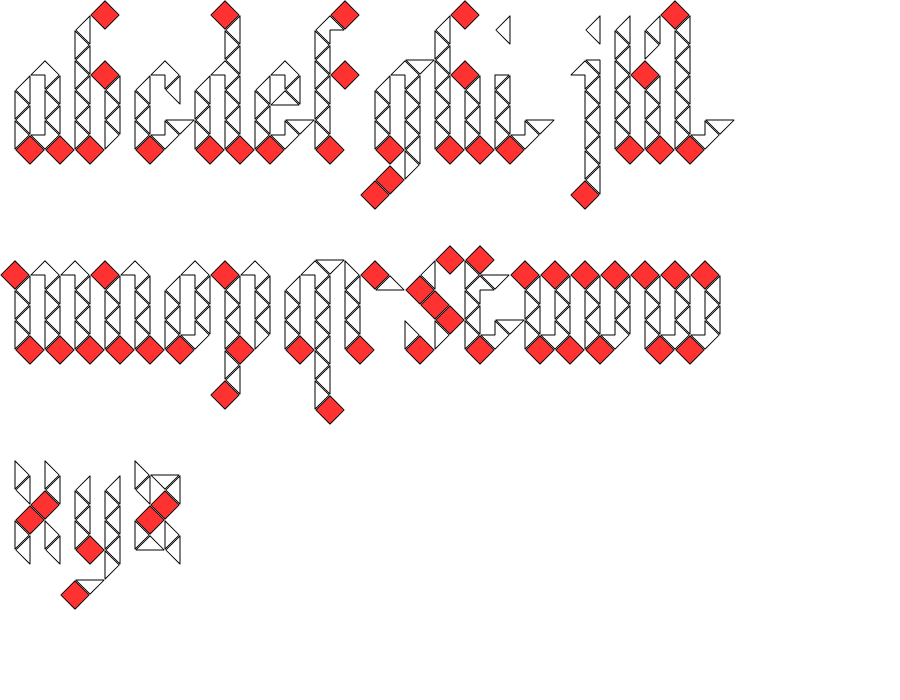
Frame 1 (no input)
Frame 60 (no input): identical to frame 1, image omitted
Frame 120 (the mouse pressed at the canvas centre since frame 60): identical to frame 1, image omitted

The p5.js sketch that drew this single still picture (run headless with seeded random() and noise() and a simulated clock; from frame 60 on, the mouse is pressed at the canvas centre):

// p5.js sketch
// ── sketch.js


//var delayTimer = 500;
//var drawNext;
var nextLetter = 1;


var crazyTranslate=(-10);

var xStart=0; 
var yStart=150; 
var xPos;
var yPos;
var xLeading=30; 
var giveLeading=15;


//(rotator)
var cubeRotation =(45);
var counter = 0;
var play=true;

var colorStroke;
var blackStroke;

var colorFill;       
var blackFill;
var endFill;
 
var sceneCount = 0;


function setup() { 
    createCanvas(900, 700);

    angleMode(DEGREES);





    }




function draw() { 

  
    

    if (nextLetter==27){
        nextLetter=1;
    }
    
    
    if (play){
        cubeRotation +=1;
        }    



    if (counter>=45){
        play=!play;
        counter=0;
        }
        counter += 1;


    if (sceneCount == 0) {
        drawABC();
    
    } else if (sceneCount == 1){
        drawPATH();

  } 
    else if (sceneCount == 2) {
    drawABCdelay();
  }
    
  if (sceneCount <= 0) {
    sceneCount = 0;
      play=false;
  }
  if (sceneCount > 2) {
    sceneCount = 2;
  }    
    
}



function keyPressed() {
  if (keyCode == LEFT_ARROW) {
    sceneCount--;
  } else if (keyCode == RIGHT_ARROW) {
    sceneCount++;
  }else if (keyCode == DOWN_ARROW) {
    
  }else if (keyCode == UP_ARROW) {
    
  }
}



function drawPATH() { 
   
    background(255,50,50);
    colorFill= color(255);   
    blackFill= color(0,255,255,0);
    endFill=color(255);
    colorStroke=0;
    blackStroke=0;
    
     
    
        xStart = 100;
        yStart =200;
    
        drawT();
        xStart += 60;
        drawH();
        xStart += 60;
        drawE();
        xStart += 60;
        drawSPACE();
        xStart += 60;
        drawP();
        xStart += 60;
        drawA();
        xStart += 60;
        drawT();
        xStart += 60;
        drawH();
    
        xStart = 200;
        yStart += 150;
 
        drawO();
        xStart += 60;
        drawF();
    
        xStart = 100;
        yStart += 150;
    
        drawN();
        xStart += 60;
        drawE();
        xStart += 60;
        drawE();
        xStart += 60;
        drawD();
        xStart += 60;
        drawL();
        xStart += 60;
        drawE();
        xStart += 60;
        drawS();

        xStart = 200;
        yStart =150;

}
    
    
    


    
function drawABC(){
    background(255);
    colorFill= color(150,0,100,0);   
    blackFill= color(0,255,255,0);
    endFill=color(255,50,50);
    colorStroke=1;
    blackStroke=0;
    cubeRotation =(45);
    
    
    drawA();
    xStart += 60;
    drawB(); 
    xStart += 60;
    drawC();
    xStart += 60;
    drawD();
    xStart += 60;
    drawE();
    xStart += 60;
    drawF();
    xStart += 60;
    drawG();
    xStart += 60;
    drawH(); 
    xStart += 60;
    drawI();
    xStart += 60;
    drawJ();
    xStart += 60;
    drawK(); 
    xStart += 60;
    drawL();
    xStart =0;
    yStart += 200;
    drawM();
    xStart += 90;
    drawN();
    xStart += 60;
    drawO();
    xStart += 60;
    drawP();
    xStart += 60;
    drawQ();
    xStart += 60;
    drawR();
    xStart += 60;
    drawS();
    xStart += 60;
    drawT();
    xStart += 60;
    drawU();
    xStart += 60;
    drawV();
    xStart += 60;
    drawW();
    xStart += 90;
    xStart =0;
    yStart += 200;
    drawX();
    xStart += 60;
    drawY();
    xStart += 60;
    drawZ();
    xStart += 60;

    xStart=0; 
    yStart=150; 
    
}

function drawABCdelay(){
    background(255);
    colorFill= color(150,0,100,0);   
    blackFill= color(0,255,255,0);
    endFill=color(255,50,50);
    colorStroke=1;
    blackStroke=0;
    
    xStart=400;
    yStart=400;


    drawNext(0,0);

    
    }
     

    


function drawNext(){
    
    if (nextLetter == 1){
        drawA();
        nextLetter+=1;
    } else if (nextLetter == 2){
        drawB();
        nextLetter+=1;
    } else if (nextLetter == 3){
        drawC();
        nextLetter+=1;
    } else if (nextLetter == 4){
        drawD();
        nextLetter+=1;
    } else if (nextLetter == 5){
        drawE();
        nextLetter+=1;
    } else if (nextLetter == 6){
        drawF();
        nextLetter+=1;
    } else if (nextLetter == 7){
        drawG();
        nextLetter+=1;
    } else if (nextLetter == 8){
        drawH();
        nextLetter+=1;
    } else if (nextLetter == 9){
        drawI();
        nextLetter+=1;
    } else if (nextLetter == 10){
        drawJ();
        nextLetter+=1;
    } else if (nextLetter == 11){
        drawK();
        nextLetter+=1;
    } else if (nextLetter == 12){
        drawL();
        nextLetter+=1;
    } else if (nextLetter == 13){
        drawM();
        nextLetter+=1;
    } else if (nextLetter == 14){
        drawN();
        nextLetter+=1;
    } else if (nextLetter == 15){
        drawO();
        nextLetter+=1;
    } else if (nextLetter == 16){
        drawP();
        nextLetter+=1;
    } else if (nextLetter == 17){
        drawQ();
        nextLetter+=1;
    } else if (nextLetter == 18){
        drawR();
        nextLetter+=1;
    } else if (nextLetter == 19){
        drawS();
        nextLetter+=1;
    } else if (nextLetter == 20){
        drawT();
        nextLetter+=1;
    } else if (nextLetter == 21){
        drawU();
        nextLetter+=1;
    } else if (nextLetter == 22){
        drawV();
        nextLetter+=1;
    } else if (nextLetter == 23){
        drawW();
        nextLetter+=1;
    } else if (nextLetter == 24){
        drawX();
        nextLetter+=1;
    } else if (nextLetter == 25){
        drawY();
        nextLetter+=1;
    } else if (nextLetter == 26){
        drawZ();
        nextLetter+=1;
    }

}


//function keyTyped(){
//
//    if (key=='a'){
//    drawA();  
//    xStart += 60;
//    }else if (key=='b'){
//    drawB();  
//    xStart += 60;
//    }else if (key=='c'){
//    drawC();  
//    xStart += 60;
//    }else if (key=='d'){
//    drawD();  
//    xStart += 60;
//    }else if (key=='e'){
//    drawE();  
//    xStart += 60;
//    }else if (key=='f'){
//    drawF();  
//    xStart += 60;
//    }else if (key=='g'){
//    drawG();  
//    xStart += 60;
//    }else if (key=='h'){
//    drawH();  
//    xStart += 60;
//    }else if (key=='i'){
//    drawI();  
//    xStart += 60;
//    }else if (key=='j'){
//    drawJ();  
//    xStart += 60;
//    }else if (key=='k'){
//    drawK();  
//    xStart += 60;
//    }else if (key=='l'){
//    drawL();  
//    xStart += 60;
//    }else if (key=='m'){
//    drawM();  
//    xStart += 90;
//    }else if (key=='n'){
//    drawN();  
//    xStart += 60;
//    }else if (key=='o'){
//    drawO();  
//    xStart += 60; 
//    }else if (key=='p'){
//    drawP();  
//    xStart += 60;
//    }else if (key=='q'){
//    drawQ();  
//    xStart += 60;   
//    }else if (key=='r'){
//    drawR();  
//    xStart += 60;
//    }else if (key=='s'){
//    drawS();  
//    xStart += 60;
//    }else if (key=='t'){
//    drawT();  
//    xStart += 60;
//    }else if (key=='u'){
//    drawU();  
//    xStart += 60;
//    }else if (key=='v'){
//    drawV();  
//    xStart += 60;
//    }else if (key=='w'){
//    drawW();  
//    xStart += 90;
//    }else if (key=='x'){
//    drawX();  
//    xStart += 60;   
//    }else if (key=='y'){
//    drawY();  
//    xStart += 60;
//    }else if (key=='z'){
//    drawZ();  
//    xStart += 60;
//    }else if (key==' '){
//    drawSPACE();  
//    xStart += 60;
//
//
//    } 
//
//
//
//
//    if (xStart > width - 60) {
//    xStart = 0;
//    yStart += 150;
//    }
//
//
//
//}




///////////////LETTERS!




function drawA() {
    //first row SHIFT RIGHT  
    xPos=xStart;
    yPos=yStart; 
    yPos=yStart; 

    push();
    translate(xPos=(xPos+xLeading), yPos); 
    drawFullColor();
    pop();
    push();
    translate(xPos=(xPos+xLeading), yPos);
    drawFullColor();
    pop();


    //NEW ROW SHIFT LEFT
    xPos=xStart-15;
    yPos=yStart-giveLeading;
    giveLeading=giveLeading+15;

    push();
    translate(xPos=(xPos+xLeading), yPos); 
    drawRightColor();
    pop();    

    push();
    translate(xPos=(xPos+xLeading), yPos); 
    drawSliverTL_BLACK();
    pop();    

    //NEW ROW SHIFT RIGHT
    xPos=xStart;
    yPos=yStart-giveLeading;
    giveLeading=giveLeading+15;

    push();
    translate(xPos=(xPos+xLeading), yPos); 
    drawLeftColor();
    pop();

    push();
    translate(xPos=(xPos+xLeading), yPos); 
    drawLeftColor();
    pop();

    //NEW ROW SHIFT LEFT
    xPos=xStart-15;
    yPos=yStart-giveLeading;
    giveLeading=giveLeading+15;

    push();
    translate(xPos=(xPos+xLeading), yPos); 
    drawRightColor();
    pop();  

    push();
    translate(xPos=(xPos+xLeading), yPos);
    drawRightColor();
    pop();

    //NEW ROW SHIFT RIGHT
    xPos=xStart;
    yPos=yStart-giveLeading;
    giveLeading=giveLeading+15;

    push();
    translate(xPos=(xPos+xLeading), yPos); 
    drawLeftColor();
    pop();  

    push();
    translate(xPos=(xPos+xLeading), yPos); 
    drawLeftColor();
    pop();   

    //NEW ROW SHIFT LEFT
    xPos=xStart-15;
    yPos=yStart-giveLeading;
    giveLeading=giveLeading+15;

    push();
    translate(xPos=(xPos+xLeading), yPos); 
    drawFullBlack();
    pop();      

    push();
    translate(xPos=(xPos+xLeading), yPos); 
    drawSliverBL_BLACK();
    pop(); 

    //NEW ROW SHIFT RIGHT
    xPos=xStart;
    yPos=yStart-giveLeading;
    giveLeading=giveLeading+15;   


    push();
    translate(xPos=(xPos+xLeading), yPos); 
    drawFullBlack();
    pop();     

    push();
    translate(xPos=(xPos+xLeading), yPos); 
    drawFullBlack();
    pop();  

    //NEW ROW SHIFT LEFT
    xPos=xStart-15;
    yPos=yStart-giveLeading;
    giveLeading=giveLeading+15;    

    push();
    translate(xPos=(xPos+xLeading), yPos); 
    drawFullBlack();
    pop();  

    push();
    translate(xPos=(xPos+xLeading), yPos); 
    drawFullBlack();
    pop();  

    //NEW ROW SHIFT RIGHT
    xPos=xStart;
    yPos=yStart-giveLeading;
    giveLeading=giveLeading+15;

    push();
    translate(xPos=(xPos+xLeading), yPos); 
    drawFullBlack();
    pop();  

    push();
    translate(xPos=(xPos+xLeading), yPos); 
    drawFullBlack();
    pop();     

    //NEW ROW SHIFT LEFT
    xPos=xStart-15;
    yPos=yStart-giveLeading;
    giveLeading=giveLeading+15;    

    push();
    translate(xPos=(xPos+xLeading), yPos); 
    drawFullBlack();
    pop();  

    push();
    translate(xPos=(xPos+xLeading), yPos); 
    drawFullBlack();
    pop();      



    //RESET FOR NEXT LETTER    
    xPos=xStart;
    yPos=yStart;    
    giveLeading=15;
}




/////////////////////



function drawB() {
    //first row SHIFT RIGHT  
    xPos=xStart;
    yPos=yStart;

    push();
    translate(xPos=(xPos+xLeading), yPos); 
    drawFullColor();
    pop();
    push();
    translate(xPos=(xPos+xLeading), yPos);
    drawFullBlack();
    pop();


    //NEW ROW SHIFT LEFT
    xPos=xStart-15;
    yPos=yStart-giveLeading;
    giveLeading=giveLeading+15;

    push();
    translate(xPos=(xPos+xLeading), yPos); 
    drawRightColor();
    pop();    

    push();
    translate(xPos=(xPos+xLeading), yPos); 
    drawRightColor();
    pop();    

    //NEW ROW SHIFT RIGHT
    xPos=xStart;
    yPos=yStart-giveLeading;
    giveLeading=giveLeading+15;

    push();
    translate(xPos=(xPos+xLeading), yPos); 
    drawLeftColor();
    pop();

    push();
    translate(xPos=(xPos+xLeading), yPos); 
    drawLeftColor();
    pop();

    //NEW ROW SHIFT LEFT
    xPos=xStart-15;
    yPos=yStart-giveLeading;
    giveLeading=giveLeading+15;

    push();
    translate(xPos=(xPos+xLeading), yPos); 
    drawRightColor();
    pop();  

    push();
    translate(xPos=(xPos+xLeading), yPos);
    drawRightColor();
    pop();

    //NEW ROW SHIFT RIGHT
    xPos=xStart;
    yPos=yStart-giveLeading;
    giveLeading=giveLeading+15;

    push();
    translate(xPos=(xPos+xLeading), yPos); 
    drawLeftColor();
    pop();  

    push();
    translate(xPos=(xPos+xLeading), yPos); 
    drawLeftColor();
    pop();   

    //NEW ROW SHIFT LEFT
    xPos=xStart-15;
    yPos=yStart-giveLeading;
    giveLeading=giveLeading+15;

    push();
    translate(xPos=(xPos+xLeading), yPos); 
    drawRightColor();
    pop();      

    push();
    translate(xPos=(xPos+xLeading), yPos); 
    drawFullColor();
    pop(); 

    //NEW ROW SHIFT RIGHT
    xPos=xStart;
    yPos=yStart-giveLeading;
    giveLeading=giveLeading+15;   


    push();
    translate(xPos=(xPos+xLeading), yPos); 
    drawLeftColor();
    pop();     

    push();
    translate(xPos=(xPos+xLeading), yPos); 
    drawFullBlack();
    pop();  

    //NEW ROW SHIFT LEFT
    xPos=xStart-15;
    yPos=yStart-giveLeading;
    giveLeading=giveLeading+15;    

    push();
    translate(xPos=(xPos+xLeading), yPos); 
    drawRightColor();
    pop();  

    push();
    translate(xPos=(xPos+xLeading), yPos); 
    drawFullBlack();
    pop();  

    //NEW ROW SHIFT RIGHT
    xPos=xStart;
    yPos=yStart-giveLeading;
    giveLeading=giveLeading+15;

    push();
    translate(xPos=(xPos+xLeading), yPos); 
    drawLeftColor();
    pop();  

    push();
    translate(xPos=(xPos+xLeading), yPos); 
    drawFullBlack();
    pop();     

    //NEW ROW SHIFT LEFT
    xPos=xStart-15;
    yPos=yStart-giveLeading;
    giveLeading=giveLeading+15;    

    push();
    translate(xPos=(xPos+xLeading), yPos); 
    drawFullBlack();
    pop();  

    push();
    translate(xPos=(xPos+xLeading), yPos); 
    drawFullColor();
    pop();      



    //RESET FOR NEXT LETTER    
    xPos=xStart;
    yPos=yStart;    
    giveLeading=15;
}


////////////////////






function drawC() {
    
    
    //first row SHIFT RIGHT  
    xPos=xStart;
    yPos=yStart;

    push();
    translate(xPos=(xPos+xLeading), yPos); 
    drawFullColor();
    pop();
    push();
    translate(xPos=(xPos+xLeading), yPos);
    drawFullBlack();
    pop();


    //NEW ROW SHIFT LEFT
    xPos=xStart-15;
    yPos=yStart-giveLeading;
    giveLeading=giveLeading+15;

    push();
    translate(xPos=(xPos+xLeading), yPos); 
    drawRightColor();
    pop();    

    push();
    translate(xPos=(xPos+xLeading), yPos); 
    drawSliverTL_BLACK();
    pop();    

    //NEW ROW SHIFT RIGHT
    xPos=xStart;
    yPos=yStart-giveLeading;
    giveLeading=giveLeading+15;

    push();
    translate(xPos=(xPos+xLeading), yPos); 
    drawLeftColor();
    pop();

    push();
    translate(xPos=(xPos+xLeading), yPos); 
    drawBottomColor(); 
    pop();

    //NEW ROW SHIFT LEFT
    xPos=xStart-15;
    yPos=yStart-giveLeading;
    giveLeading=giveLeading+15;

    push();
    translate(xPos=(xPos+xLeading), yPos); 
    drawRightColor();
    pop();  

    push();
    translate(xPos=(xPos+xLeading), yPos);
    drawFullBlack();
    pop();

    //NEW ROW SHIFT RIGHT
    xPos=xStart;
    yPos=yStart-giveLeading;
    giveLeading=giveLeading+15;

    push();
    translate(xPos=(xPos+xLeading), yPos); 
    drawLeftColor();
    pop();  

    push();
    translate(xPos=(xPos+xLeading), yPos); 
    drawLeftColor();
    pop();   

    //NEW ROW SHIFT LEFT
    xPos=xStart-15;
    yPos=yStart-giveLeading;
    giveLeading=giveLeading+15;

    push();
    translate(xPos=(xPos+xLeading), yPos); 
    drawFullBlack();
    pop();      

    push();
    translate(xPos=(xPos+xLeading), yPos); 
    drawSliverBL_BLACK();
    pop(); 

    //NEW ROW SHIFT RIGHT
    xPos=xStart;
    yPos=yStart-giveLeading;
    giveLeading=giveLeading+15;   


    push();
    translate(xPos=(xPos+xLeading), yPos); 
    drawFullBlack();
    pop();     

    push();
    translate(xPos=(xPos+xLeading), yPos); 
    drawFullBlack();
    pop();  

    //NEW ROW SHIFT LEFT
    xPos=xStart-15;
    yPos=yStart-giveLeading;
    giveLeading=giveLeading+15;    

    push();
    translate(xPos=(xPos+xLeading), yPos); 
    drawFullBlack();
    pop();  

    push();
    translate(xPos=(xPos+xLeading), yPos); 
    drawFullBlack();
    pop();  

    //NEW ROW SHIFT RIGHT
    xPos=xStart;
    yPos=yStart-giveLeading;
    giveLeading=giveLeading+15;

    push();
    translate(xPos=(xPos+xLeading), yPos); 
    drawFullBlack();
    pop();  

    push();
    translate(xPos=(xPos+xLeading), yPos); 
    drawFullBlack();
    pop();     

    //NEW ROW SHIFT LEFT
    xPos=xStart-15;
    yPos=yStart-giveLeading;
    giveLeading=giveLeading+15;    

    push();
    translate(xPos=(xPos+xLeading), yPos); 
    drawFullBlack();
    pop();  

    push();
    translate(xPos=(xPos+xLeading), yPos); 
    drawFullBlack();
    pop();      



    //RESET FOR NEXT LETTER    
    xPos=xStart;
    yPos=yStart;    
    giveLeading=15;
    }




    /////////////////////////



function drawD() {
        
    //first row SHIFT RIGHT  
    xPos=xStart;
    yPos=yStart;

    push();
    translate(xPos=(xPos+xLeading), yPos); 
    drawFullColor();
    pop();
    push();
    translate(xPos=(xPos+xLeading), yPos);
    drawFullColor();
    pop();


    //NEW ROW SHIFT LEFT
    xPos=xStart-15;
    yPos=yStart-giveLeading;
    giveLeading=giveLeading+15;

    push();
    translate(xPos=(xPos+xLeading), yPos); 
    drawRightColor();
    pop();    

    push();
    translate(xPos=(xPos+xLeading), yPos); 
    drawRightColor();
    pop();    

    //NEW ROW SHIFT RIGHT
    xPos=xStart;
    yPos=yStart-giveLeading;
    giveLeading=giveLeading+15;

    push();
    translate(xPos=(xPos+xLeading), yPos); 
    drawLeftColor();
    pop();

    push();
    translate(xPos=(xPos+xLeading), yPos); 
    drawLeftColor();
    pop();

    //NEW ROW SHIFT LEFT
    xPos=xStart-15;
    yPos=yStart-giveLeading;
    giveLeading=giveLeading+15;

    push();
    translate(xPos=(xPos+xLeading), yPos); 
    drawRightColor();
    pop();  

    push();
    translate(xPos=(xPos+xLeading), yPos);
    drawRightColor();
    pop();

    //NEW ROW SHIFT RIGHT
    xPos=xStart;
    yPos=yStart-giveLeading;
    giveLeading=giveLeading+15;

    push();
    translate(xPos=(xPos+xLeading), yPos); 
    drawLeftColor();
    pop();  

    push();
    translate(xPos=(xPos+xLeading), yPos); 
    drawLeftColor();
    pop();   

    //NEW ROW SHIFT LEFT
    xPos=xStart-15;
    yPos=yStart-giveLeading;
    giveLeading=giveLeading+15;

    push();
    translate(xPos=(xPos+xLeading), yPos); 
    drawFullBlack();
    pop();      

    push();
    translate(xPos=(xPos+xLeading), yPos); 
    drawSliverBL_BLACK();
    pop(); 

    //NEW ROW SHIFT RIGHT
    xPos=xStart;
    yPos=yStart-giveLeading;
    giveLeading=giveLeading+15;   


    push();
    translate(xPos=(xPos+xLeading), yPos); 
    drawFullBlack();
    pop();     

    push();
    translate(xPos=(xPos+xLeading), yPos); 
    drawLeftColor();
    pop();  

    //NEW ROW SHIFT LEFT
    xPos=xStart-15;
    yPos=yStart-giveLeading;
    giveLeading=giveLeading+15;    

    push();
    translate(xPos=(xPos+xLeading), yPos); 
    drawFullBlack();
    pop();  

    push();
    translate(xPos=(xPos+xLeading), yPos); 
    drawRightColor();
    pop();  

    //NEW ROW SHIFT RIGHT
    xPos=xStart;
    yPos=yStart-giveLeading;
    giveLeading=giveLeading+15;

    push();
    translate(xPos=(xPos+xLeading), yPos); 
    drawFullBlack();
    pop();  

    push();
    translate(xPos=(xPos+xLeading), yPos); 
    drawLeftColor();
    pop();     

    //NEW ROW SHIFT LEFT
    xPos=xStart-15;
    yPos=yStart-giveLeading;
    giveLeading=giveLeading+15;    

    push();
    translate(xPos=(xPos+xLeading), yPos); 
    drawFullBlack();
    pop();  

    push();
    translate(xPos=(xPos+xLeading), yPos); 
    drawFullColor();
    pop();      



    //RESET FOR NEXT LETTER    
    xPos=xStart;
    yPos=yStart;    
    giveLeading=15;
    }






function drawE() {
        
        
    //first row SHIFT RIGHT  
    xPos=xStart;
    yPos=yStart;

    push();
    translate(xPos=(xPos+xLeading), yPos); 
    drawFullColor();
    pop();
    push();
    translate(xPos=(xPos+xLeading), yPos);
    drawFullBlack();
    pop();


    //NEW ROW SHIFT LEFT
    xPos=xStart-15;
    yPos=yStart-giveLeading;
    giveLeading=giveLeading+15;

    push();
    translate(xPos=(xPos+xLeading), yPos); 
    drawRightColor();
    pop();    

    push();
    translate(xPos=(xPos+xLeading), yPos); 
    drawSliverTL_BLACK();
    pop();    

    //NEW ROW SHIFT RIGHT
    xPos=xStart;
    yPos=yStart-giveLeading;
    giveLeading=giveLeading+15;

    push();
    translate(xPos=(xPos+xLeading), yPos); 
    drawLeftColor();
    pop();

    push();
    translate(xPos=(xPos+xLeading), yPos); 
    drawBottomColor(); 
    pop();

    //NEW ROW SHIFT LEFT
    xPos=xStart-15;
    yPos=yStart-giveLeading;
    giveLeading=giveLeading+15;

    push();
    translate(xPos=(xPos+xLeading), yPos); 
    drawRightColor();
    pop();  

    push();
    translate(xPos=(xPos+xLeading), yPos);
    drawTopColor();
    pop();

    //NEW ROW SHIFT RIGHT
    xPos=xStart;
    yPos=yStart-giveLeading;
    giveLeading=giveLeading+15;

    push();
    translate(xPos=(xPos+xLeading), yPos); 
    drawLeftColor();
    pop();  

    push();
    translate(xPos=(xPos+xLeading), yPos); 
    drawLeftColor();
    pop();   

    //NEW ROW SHIFT LEFT
    xPos=xStart-15;
    yPos=yStart-giveLeading;
    giveLeading=giveLeading+15;

    push();
    translate(xPos=(xPos+xLeading), yPos); 
    drawFullBlack();
    pop();      

    push();
    translate(xPos=(xPos+xLeading), yPos); 
    drawSliverBL_BLACK();
    pop(); 

    //NEW ROW SHIFT RIGHT
    xPos=xStart;
    yPos=yStart-giveLeading;
    giveLeading=giveLeading+15;   


    push();
    translate(xPos=(xPos+xLeading), yPos); 
    drawFullBlack();
    pop();     

    push();
    translate(xPos=(xPos+xLeading), yPos); 
    drawFullBlack();
    pop();  

    //NEW ROW SHIFT LEFT
    xPos=xStart-15;
    yPos=yStart-giveLeading;
    giveLeading=giveLeading+15;    

    push();
    translate(xPos=(xPos+xLeading), yPos); 
    drawFullBlack();
    pop();  

    push();
    translate(xPos=(xPos+xLeading), yPos); 
    drawFullBlack();
    pop();  

    //NEW ROW SHIFT RIGHT
    xPos=xStart;
    yPos=yStart-giveLeading;
    giveLeading=giveLeading+15;

    push();
    translate(xPos=(xPos+xLeading), yPos); 
    drawFullBlack();
    pop();  

    push();
    translate(xPos=(xPos+xLeading), yPos); 
    drawFullBlack();
    pop();     

    //NEW ROW SHIFT LEFT
    xPos=xStart-15;
    yPos=yStart-giveLeading;
    giveLeading=giveLeading+15;    

    push();
    translate(xPos=(xPos+xLeading), yPos); 
    drawFullBlack();
    pop();  

    push();
    translate(xPos=(xPos+xLeading), yPos); 
    drawFullBlack();
    pop();      



    //RESET FOR NEXT LETTER    
    xPos=xStart;
    yPos=yStart;    
    giveLeading=15;
    }







function drawF() {
        
        
    //first row SHIFT RIGHT  
    xPos=xStart;
    yPos=yStart;

    push();
    translate(xPos=(xPos+xLeading), yPos); 
    drawFullColor();
    pop();
    push();
    translate(xPos=(xPos+xLeading), yPos);
    drawFullBlack();
    pop();


    //NEW ROW SHIFT LEFT
    xPos=xStart-15;
    yPos=yStart-giveLeading;
    giveLeading=giveLeading+15;

    push();
    translate(xPos=(xPos+xLeading), yPos); 
    drawRightColor();
    pop();    

    push();
    translate(xPos=(xPos+xLeading), yPos); 
    drawFullBlack();
    pop();    

    //NEW ROW SHIFT RIGHT
    xPos=xStart;
    yPos=yStart-giveLeading;
    giveLeading=giveLeading+15;

    push();
    translate(xPos=(xPos+xLeading), yPos); 
    drawLeftColor();
    pop();

    push();
    translate(xPos=(xPos+xLeading), yPos); 
    drawFullBlack();
    pop();

    //NEW ROW SHIFT LEFT
    xPos=xStart-15;
    yPos=yStart-giveLeading;
    giveLeading=giveLeading+15;

    push();
    translate(xPos=(xPos+xLeading), yPos); 
    drawRightColor();
    pop();  

    push();
    translate(xPos=(xPos+xLeading), yPos);
    drawFullBlack();
    pop();

    //NEW ROW SHIFT RIGHT
    xPos=xStart;
    yPos=yStart-giveLeading;
    giveLeading=giveLeading+15;

    push();
    translate(xPos=(xPos+xLeading), yPos); 
    drawLeftColor();
    pop();  

    push();
    translate(xPos=(xPos+xLeading), yPos); 
    drawFullBlack();
    pop();   

    //NEW ROW SHIFT LEFT
    xPos=xStart-15;
    yPos=yStart-giveLeading;
    giveLeading=giveLeading+15;

    push();
    translate(xPos=(xPos+xLeading), yPos); 
    drawRightColor();
    pop();      

    push();
    translate(xPos=(xPos+xLeading), yPos); 
    drawFullColor();
    pop(); 

    //NEW ROW SHIFT RIGHT
    xPos=xStart;
    yPos=yStart-giveLeading;
    giveLeading=giveLeading+15;   


    push();
    translate(xPos=(xPos+xLeading), yPos); 
    drawLeftColor();
    pop();     

    push();
    translate(xPos=(xPos+xLeading), yPos); 
    drawFullBlack();
    pop();  

    //NEW ROW SHIFT LEFT
    xPos=xStart-15;
    yPos=yStart-giveLeading;
    giveLeading=giveLeading+15;    

    push();
    translate(xPos=(xPos+xLeading), yPos); 
    drawRightColor();
    pop();  

    push();
    translate(xPos=(xPos+xLeading), yPos); 
    drawFullBlack();
    pop();  

    //NEW ROW SHIFT RIGHT
    xPos=xStart;
    yPos=yStart-giveLeading;
    giveLeading=giveLeading+15;

    push();
    translate(xPos=(xPos+xLeading), yPos); 
    drawSliverBR_BLACK();
    pop();  

    push();
    translate(xPos=(xPos+xLeading), yPos); 
    drawFullBlack();
    pop();     

    //NEW ROW SHIFT LEFT
    xPos=xStart-15;
    yPos=yStart-giveLeading;
    giveLeading=giveLeading+15;    

    push();
    translate(xPos=(xPos+xLeading), yPos); 
    drawFullBlack();
    pop();  

    push();
    translate(xPos=(xPos+xLeading), yPos); 
    drawFullColor();
    pop();      



    //RESET FOR NEXT LETTER    
    xPos=xStart;
    yPos=yStart;    
    giveLeading=15;
    }



    /////////////////////



function drawG() { 
        
    //first row SHIFT RIGHT  
    xPos=xStart;
    yPos=(yStart+60);   

    push();
    translate(xPos=(xPos+xLeading), yPos); 
    drawFullBlack();
    pop();
    push();
    translate(xPos=(xPos+xLeading), yPos);
    drawFullBlack();
    pop();


    //NEW ROW SHIFT LEFT
    xPos=xStart-15;
    yPos=yStart-giveLeading+60; 
    giveLeading=giveLeading+15;

    push();
    translate(xPos=(xPos+xLeading), yPos); 
    drawFullColor();
    pop();    

    push();
    translate(xPos=(xPos+xLeading), yPos); 
    drawFullBlack();
    pop();    

    //NEW ROW SHIFT RIGHT
    xPos=xStart;
    yPos=yStart-giveLeading+60;
    giveLeading=giveLeading+15;

    push();
    translate(xPos=(xPos+xLeading), yPos); 
    drawFullColor();
    pop();

    push();
    translate(xPos=(xPos+xLeading), yPos); 
    drawFullBlack();
    pop();

    //NEW ROW SHIFT LEFT
    xPos=xStart-15;
    yPos=yStart-giveLeading+60;
    giveLeading=giveLeading+15;

    push();
    translate(xPos=(xPos+xLeading), yPos); 
    drawFullBlack();
    pop();  

    push();
    translate(xPos=(xPos+xLeading), yPos);
    drawRightColor();
    pop();

    //NEW ROW SHIFT RIGHT
    xPos=xStart;
    yPos=yStart-giveLeading+60;
    giveLeading=giveLeading+15;

    push();
    translate(xPos=(xPos+xLeading), yPos); 
    drawFullColor();
    pop();  

    push();
    translate(xPos=(xPos+xLeading), yPos); 
    drawLeftColor();
    pop();   

    //NEW ROW SHIFT LEFT
    xPos=xStart-15;
    yPos=yStart-giveLeading+60;
    giveLeading=giveLeading+15;

    push();
    translate(xPos=(xPos+xLeading), yPos); 
    drawRightColor();
    pop();      

    push();
    translate(xPos=(xPos+xLeading), yPos); 
    drawRightColor();
    pop();  

    //NEW ROW SHIFT RIGHT
    xPos=xStart;
    yPos=yStart-giveLeading+60;
    giveLeading=giveLeading+15;   


    push();
    translate(xPos=(xPos+xLeading), yPos); 
    drawLeftColor();
    pop();     

    push();
    translate(xPos=(xPos+xLeading), yPos); 
    drawLeftColor();
    pop();  

    //NEW ROW SHIFT LEFT
    xPos=xStart-15;
    yPos=yStart-giveLeading+60;
    giveLeading=giveLeading+15;    

    push();
    translate(xPos=(xPos+xLeading), yPos); 
    drawRightColor();
    pop();  

    push();
    translate(xPos=(xPos+xLeading), yPos); 
    drawRightColor();
    pop();  

    //NEW ROW SHIFT RIGHT
    xPos=xStart;
    yPos=yStart-giveLeading+60;
    giveLeading=giveLeading+15;

    push();
    translate(xPos=(xPos+xLeading), yPos); 
    drawLeftColor();
    pop();  

    push();
    translate(xPos=(xPos+xLeading), yPos); 
    drawLeftColor();
    pop();     

    //NEW ROW SHIFT LEFT
    xPos=xStart-15;
    yPos=yStart-giveLeading+60;
    giveLeading=giveLeading+15;    

    push();
    translate(xPos=(xPos+xLeading), yPos); 
    drawFullBlack();
    pop();  

    push();
    translate(xPos=(xPos+xLeading), yPos); 
    drawSliverBL_BLACK();
    pop();      


    //NEW ROW SHIFT RIGHT
    xPos=xStart;
    yPos=yStart-giveLeading+60;
    giveLeading=giveLeading+15;

    push();
    translate(xPos=(xPos+xLeading), yPos); 
    drawFullBlack();
    pop();  

    push();
    translate(xPos=(xPos+xLeading), yPos); 
    drawBottomColor();
    pop();     

    //NEW ROW SHIFT LEFT
    xPos=xStart-15;
    yPos=yStart-giveLeading+60;
    giveLeading=giveLeading+15;    

    push();
    translate(xPos=(xPos+xLeading), yPos); 
    drawFullBlack();
    pop();  

    push();
    translate(xPos=(xPos+xLeading), yPos); 
    drawFullBlack();
    pop();    

    //NEW ROW SHIFT RIGHT
    xPos=xStart;
    yPos=yStart-giveLeading+60;
    giveLeading=giveLeading+15;

    push();
    translate(xPos=(xPos+xLeading), yPos); 
    drawFullBlack();
    pop();  

    push();
    translate(xPos=(xPos+xLeading), yPos); 
    drawFullBlack();
    pop();   

    //NEW ROW SHIFT LEFT
    xPos=xStart-15;
    yPos=yStart-giveLeading+60;
    giveLeading=giveLeading+15;    

    push();
    translate(xPos=(xPos+xLeading), yPos); 
    drawFullBlack();
    pop();  

    push();
    translate(xPos=(xPos+xLeading), yPos); 
    drawFullBlack();
    pop();    




    //RESET FOR NEXT LETTER    
    xPos=xStart;
    yPos=yStart;    
    giveLeading=15;
    }
    //////////////////////////////////







    /////////////////////

function drawH() {
        
        
    //first row SHIFT RIGHT  
    xPos=xStart;
    yPos=yStart;

    push();
    translate(xPos=(xPos+xLeading), yPos); 
    drawFullColor();
    pop();
    push();
    translate(xPos=(xPos+xLeading), yPos);
    drawFullColor();
    pop();


    //NEW ROW SHIFT LEFT
    xPos=xStart-15;
    yPos=yStart-giveLeading;
    giveLeading=giveLeading+15;

    push();
    translate(xPos=(xPos+xLeading), yPos); 
    drawRightColor();
    pop();    

    push();
    translate(xPos=(xPos+xLeading), yPos); 
    drawRightColor();
    pop();    

    //NEW ROW SHIFT RIGHT
    xPos=xStart;
    yPos=yStart-giveLeading;
    giveLeading=giveLeading+15;

    push();
    translate(xPos=(xPos+xLeading), yPos); 
    drawLeftColor();
    pop();

    push();
    translate(xPos=(xPos+xLeading), yPos); 
    drawLeftColor();
    pop();

    //NEW ROW SHIFT LEFT
    xPos=xStart-15;
    yPos=yStart-giveLeading;
    giveLeading=giveLeading+15;

    push();
    translate(xPos=(xPos+xLeading), yPos); 
    drawRightColor();
    pop();  

    push();
    translate(xPos=(xPos+xLeading), yPos);
    drawRightColor();
    pop();

    //NEW ROW SHIFT RIGHT
    xPos=xStart;
    yPos=yStart-giveLeading;
    giveLeading=giveLeading+15;

    push();
    translate(xPos=(xPos+xLeading), yPos); 
    drawLeftColor();
    pop();  

    push();
    translate(xPos=(xPos+xLeading), yPos); 
    drawLeftColor();
    pop();   

    //NEW ROW SHIFT LEFT
    xPos=xStart-15;
    yPos=yStart-giveLeading;
    giveLeading=giveLeading+15;

    push();
    translate(xPos=(xPos+xLeading), yPos); 
    drawRightColor();
    pop();      

    push();
    translate(xPos=(xPos+xLeading), yPos); 
    drawFullColor();
    pop(); 

    //NEW ROW SHIFT RIGHT
    xPos=xStart;
    yPos=yStart-giveLeading;
    giveLeading=giveLeading+15;   


    push();
    translate(xPos=(xPos+xLeading), yPos); 
    drawLeftColor();
    pop();     

    push();
    translate(xPos=(xPos+xLeading), yPos); 
    drawFullBlack();
    pop();  

    //NEW ROW SHIFT LEFT
    xPos=xStart-15;
    yPos=yStart-giveLeading;
    giveLeading=giveLeading+15;    

    push();
    translate(xPos=(xPos+xLeading), yPos); 
    drawRightColor();
    pop();  

    push();
    translate(xPos=(xPos+xLeading), yPos); 
    drawFullBlack();
    pop();  

    //NEW ROW SHIFT RIGHT
    xPos=xStart;
    yPos=yStart-giveLeading;
    giveLeading=giveLeading+15;

    push();
    translate(xPos=(xPos+xLeading), yPos); 
    drawLeftColor();
    pop();  

    push();
    translate(xPos=(xPos+xLeading), yPos); 
    drawFullBlack();
    pop();     

    //NEW ROW SHIFT LEFT
    xPos=xStart-15;
    yPos=yStart-giveLeading;
    giveLeading=giveLeading+15;    

    push();
    translate(xPos=(xPos+xLeading), yPos); 
    drawFullBlack();
    pop();  

    push();
    translate(xPos=(xPos+xLeading), yPos); 
    drawFullColor();
    pop();      



    //RESET FOR NEXT LETTER    
    xPos=xStart;
    yPos=yStart;    
    giveLeading=15;
    }


    ////////////////////





function drawI() {
        
    //first row SHIFT RIGHT  
    xPos=xStart;
    yPos=yStart;

    push();
    translate(xPos=(xPos+xLeading), yPos); 
    drawFullColor();
    pop();
    push();
    translate(xPos=(xPos+xLeading), yPos);
    drawFullBlack();
    pop();


    //NEW ROW SHIFT LEFT
    xPos=xStart-15;
    yPos=yStart-giveLeading;
    giveLeading=giveLeading+15;

    push();
    translate(xPos=(xPos+xLeading), yPos); 
    drawRightColor();
    pop();    

    push();
    translate(xPos=(xPos+xLeading), yPos); 
    drawSliverTL_BLACK();
    pop();    

    //NEW ROW SHIFT RIGHT
    xPos=xStart;
    yPos=yStart-giveLeading;
    giveLeading=giveLeading+15;

    push();
    translate(xPos=(xPos+xLeading), yPos); 
    drawLeftColor();
    pop();

    push();
    translate(xPos=(xPos+xLeading), yPos); 
    drawBottomColor();  
    pop();

    //NEW ROW SHIFT LEFT
    xPos=xStart-15;
    yPos=yStart-giveLeading;
    giveLeading=giveLeading+15;

    push();
    translate(xPos=(xPos+xLeading), yPos); 
    drawRightColor();
    pop();  

    push();
    translate(xPos=(xPos+xLeading), yPos);
    drawFullBlack();
    pop();

    //NEW ROW SHIFT RIGHT
    xPos=xStart;
    yPos=yStart-giveLeading;
    giveLeading=giveLeading+15;

    push();
    translate(xPos=(xPos+xLeading), yPos); 
    drawLeftColor();
    pop();  

    push();
    translate(xPos=(xPos+xLeading), yPos); 
    drawFullBlack();
    pop();   

    //NEW ROW SHIFT LEFT
    xPos=xStart-15;
    yPos=yStart-giveLeading;
    giveLeading=giveLeading+15;

    push();
    translate(xPos=(xPos+xLeading), yPos); 
    drawSliverBR();
    pop();      

    push();
    translate(xPos=(xPos+xLeading), yPos); 
    drawFullBlack();
    pop(); 

    //NEW ROW SHIFT RIGHT
    xPos=xStart;
    yPos=yStart-giveLeading;
    giveLeading=giveLeading+15;   


    push();
    translate(xPos=(xPos+xLeading), yPos); 
    drawFullBlack();
    pop();     

    push();
    translate(xPos=(xPos+xLeading), yPos); 
    drawFullBlack();
    pop();  

    //NEW ROW SHIFT LEFT
    xPos=xStart-15;
    yPos=yStart-giveLeading;
    giveLeading=giveLeading+15;    

    push();
    translate(xPos=(xPos+xLeading), yPos); 
    drawFullBlack();
    pop();  

    push();
    translate(xPos=(xPos+xLeading), yPos); 
    drawFullBlack();
    pop();  

    //NEW ROW SHIFT RIGHT
    xPos=xStart;
    yPos=yStart-giveLeading;
    giveLeading=giveLeading+15;

    push();
    translate(xPos=(xPos+xLeading), yPos); 
    drawLeftColor();
    pop();  

    push();
    translate(xPos=(xPos+xLeading), yPos); 
    drawFullBlack();
    pop();     

    //NEW ROW SHIFT LEFT
    xPos=xStart-15;
    yPos=yStart-giveLeading;
    giveLeading=giveLeading+15;    

    push();
    translate(xPos=(xPos+xLeading), yPos); 
    drawFullBlack();
    pop();  

    push();
    translate(xPos=(xPos+xLeading), yPos); 
    drawFullBlack();
    pop();      



    //RESET FOR NEXT LETTER    
    xPos=xStart;
    yPos=yStart;    
    giveLeading=15;
    }

    /////////////////////




function drawJ() { 
        
    //first row SHIFT RIGHT  
    xPos=xStart;
    yPos=(yStart+60);   

    push();
    translate(xPos=(xPos+xLeading), yPos); 
    drawFullBlack();
    pop();
    push();
    translate(xPos=(xPos+xLeading), yPos);
    drawFullBlack();
    pop();


    //NEW ROW SHIFT LEFT
    xPos=xStart-15;
    yPos=yStart-giveLeading+60; 
    giveLeading=giveLeading+15;

    push();
    translate(xPos=(xPos+xLeading), yPos); 
    drawFullBlack();
    pop();    

    push();
    translate(xPos=(xPos+xLeading), yPos); 
    drawFullColor();
    pop();    

    //NEW ROW SHIFT RIGHT
    xPos=xStart;
    yPos=yStart-giveLeading+60;
    giveLeading=giveLeading+15;

    push();
    translate(xPos=(xPos+xLeading), yPos); 
    drawFullBlack();
    pop();

    push();
    translate(xPos=(xPos+xLeading), yPos); 
    drawLeftColor();
    pop();

    //NEW ROW SHIFT LEFT
    xPos=xStart-15;
    yPos=yStart-giveLeading+60;
    giveLeading=giveLeading+15;

    push();
    translate(xPos=(xPos+xLeading), yPos); 
    drawFullBlack();
    pop();  

    push();
    translate(xPos=(xPos+xLeading), yPos);
    drawRightColor();
    pop();

    //NEW ROW SHIFT RIGHT
    xPos=xStart;
    yPos=yStart-giveLeading+60;
    giveLeading=giveLeading+15;

    push();
    translate(xPos=(xPos+xLeading), yPos); 
    drawFullBlack();
    pop();  

    push();
    translate(xPos=(xPos+xLeading), yPos); 
    drawLeftColor();
    pop();   

    //NEW ROW SHIFT LEFT
    xPos=xStart-15;
    yPos=yStart-giveLeading+60;
    giveLeading=giveLeading+15;

    push();
    translate(xPos=(xPos+xLeading), yPos); 
    drawFullBlack();
    pop();      

    push();
    translate(xPos=(xPos+xLeading), yPos); 
    drawRightColor();
    pop();  

    //NEW ROW SHIFT RIGHT
    xPos=xStart;
    yPos=yStart-giveLeading+60;
    giveLeading=giveLeading+15;   


    push();
    translate(xPos=(xPos+xLeading), yPos); 
    drawFullBlack();
    pop();     

    push();
    translate(xPos=(xPos+xLeading), yPos); 
    drawLeftColor();
    pop();  

    //NEW ROW SHIFT LEFT
    xPos=xStart-15;
    yPos=yStart-giveLeading+60;
    giveLeading=giveLeading+15;    

    push();
    translate(xPos=(xPos+xLeading), yPos); 
    drawFullBlack();
    pop();  

    push();
    translate(xPos=(xPos+xLeading), yPos); 
    drawRightColor();
    pop();  

    //NEW ROW SHIFT RIGHT
    xPos=xStart;
    yPos=yStart-giveLeading+60;
    giveLeading=giveLeading+15;

    push();
    translate(xPos=(xPos+xLeading), yPos); 
    drawFullBlack();
    pop();  

    push();
    translate(xPos=(xPos+xLeading), yPos); 
    drawLeftColor();
    pop();     

    //NEW ROW SHIFT LEFT
    xPos=xStart-15;
    yPos=yStart-giveLeading+60;
    giveLeading=giveLeading+15;    

    push();
    translate(xPos=(xPos+xLeading), yPos); 
    drawFullBlack();
    pop();  

    push();
    translate(xPos=(xPos+xLeading), yPos); 
    drawSliverBL_BLACK();
    pop();      


    //NEW ROW SHIFT RIGHT
    xPos=xStart;
    yPos=yStart-giveLeading+60;
    giveLeading=giveLeading+15;

    push();
    translate(xPos=(xPos+xLeading), yPos); 
    drawFullBlack();
    pop();  

    push();
    translate(xPos=(xPos+xLeading), yPos); 
    drawSliverBL();
    pop();     

    //NEW ROW SHIFT LEFT
    xPos=xStart-15;
    yPos=yStart-giveLeading+60;
    giveLeading=giveLeading+15;    

    push();
    translate(xPos=(xPos+xLeading), yPos); 
    drawFullBlack();
    pop();  

    push();
    translate(xPos=(xPos+xLeading), yPos); 
    drawFullBlack();
    pop();    

    //NEW ROW SHIFT RIGHT
    xPos=xStart;
    yPos=yStart-giveLeading+60;
    giveLeading=giveLeading+15;

    push();
    translate(xPos=(xPos+xLeading), yPos); 
    drawFullBlack();
    pop();  

    push();
    translate(xPos=(xPos+xLeading), yPos); 
    drawLeftColor();
    pop();   

    //NEW ROW SHIFT LEFT
    xPos=xStart-15;
    yPos=yStart-giveLeading+60;
    giveLeading=giveLeading+15;    

    push();
    translate(xPos=(xPos+xLeading), yPos); 
    drawFullBlack();
    pop();  

    push();
    translate(xPos=(xPos+xLeading), yPos); 
    drawFullBlack();
    pop();    




    //RESET FOR NEXT LETTER    
    xPos=xStart;
    yPos=yStart;    
    giveLeading=15;
        
    }


    //////////////////////////////////


function drawK() {
        
    //first row SHIFT RIGHT  
    xPos=xStart;
    yPos=yStart;

    push();
    translate(xPos=(xPos+xLeading), yPos); 
    drawFullColor();
    pop();
    push();
    translate(xPos=(xPos+xLeading), yPos);
    drawFullColor();
    pop();


    //NEW ROW SHIFT LEFT
    xPos=xStart-15;
    yPos=yStart-giveLeading;
    giveLeading=giveLeading+15;

    push();
    translate(xPos=(xPos+xLeading), yPos); 
    drawRightColor();
    pop();    

    push();
    translate(xPos=(xPos+xLeading), yPos); 
    drawRightColor();
    pop();    

    //NEW ROW SHIFT RIGHT
    xPos=xStart;
    yPos=yStart-giveLeading;
    giveLeading=giveLeading+15;

    push();
    translate(xPos=(xPos+xLeading), yPos); 
    drawLeftColor();
    pop();

    push();
    translate(xPos=(xPos+xLeading), yPos); 
    drawLeftColor();
    pop();

    //NEW ROW SHIFT LEFT
    xPos=xStart-15;
    yPos=yStart-giveLeading;
    giveLeading=giveLeading+15;

    push();
    translate(xPos=(xPos+xLeading), yPos); 
    drawRightColor();
    pop();  

    push();
    translate(xPos=(xPos+xLeading), yPos);
    drawRightColor();
    pop();

    //NEW ROW SHIFT RIGHT
    xPos=xStart;
    yPos=yStart-giveLeading;
    giveLeading=giveLeading+15;

    push();
    translate(xPos=(xPos+xLeading), yPos); 
    drawLeftColor();
    pop();  

    push();
    translate(xPos=(xPos+xLeading), yPos); 
    drawLeftColor();
    pop();   

    //NEW ROW SHIFT LEFT
    xPos=xStart-15;
    yPos=yStart-giveLeading;
    giveLeading=giveLeading+15;

    push();
    translate(xPos=(xPos+xLeading), yPos); 
    drawRightColor();
    pop();      

    push();
    translate(xPos=(xPos+xLeading), yPos); 
    drawFullColor();
    pop(); 

    //NEW ROW SHIFT RIGHT
    xPos=xStart;
    yPos=yStart-giveLeading;
    giveLeading=giveLeading+15;   


    push();
    translate(xPos=(xPos+xLeading), yPos); 
    drawLeftColor();
    pop();     

    push();
    translate(xPos=(xPos+xLeading), yPos); 
    drawFullBlack();
    pop();  

    //NEW ROW SHIFT LEFT
    xPos=xStart-15;
    yPos=yStart-giveLeading;
    giveLeading=giveLeading+15;    

    push();
    translate(xPos=(xPos+xLeading), yPos); 
    drawRightColor();
    pop();  
    //
    push();
    translate(xPos=(xPos+xLeading), yPos); 
    drawRightColor();
    pop();  

    //NEW ROW SHIFT RIGHT
    xPos=xStart;
    yPos=yStart-giveLeading;
    giveLeading=giveLeading+15;

    push();
    translate(xPos=(xPos+xLeading), yPos); 
    drawLeftColor();
    pop();  

    push();
    translate(xPos=(xPos+xLeading), yPos); 
    drawLeftColor();
    pop();     

    //NEW ROW SHIFT LEFT
    xPos=xStart-15;
    yPos=yStart-giveLeading;
    giveLeading=giveLeading+15;    

    push();
    translate(xPos=(xPos+xLeading), yPos); 
    drawFullBlack();
    pop();  

    push();
    translate(xPos=(xPos+xLeading), yPos); 
    drawFullBlack();
    pop();      



    //RESET FOR NEXT LETTER    
    xPos=xStart;
    yPos=yStart;    
    giveLeading=15;
    }


    ////////////////////





    //////////////////////////////////////



function drawL() {
        
    //first row SHIFT RIGHT  
    xPos=xStart;
    yPos=yStart;

    push();
    translate(xPos=(xPos+xLeading), yPos); 
    drawFullColor();
    pop();
    push();
    translate(xPos=(xPos+xLeading), yPos);
    drawFullBlack();
    pop();


    //NEW ROW SHIFT LEFT
    xPos=xStart-15;
    yPos=yStart-giveLeading;
    giveLeading=giveLeading+15;

    push();
    translate(xPos=(xPos+xLeading), yPos); 
    drawRightColor();
    pop();    

    push();
    translate(xPos=(xPos+xLeading), yPos); 
    drawSliverTL_BLACK();
    pop();    

    //NEW ROW SHIFT RIGHT
    xPos=xStart;
    yPos=yStart-giveLeading;
    giveLeading=giveLeading+15;

    push();
    translate(xPos=(xPos+xLeading), yPos); 
    drawLeftColor();
    pop();

    push();
    translate(xPos=(xPos+xLeading), yPos); 
    drawBottomColor();
    pop();

    //NEW ROW SHIFT LEFT
    xPos=xStart-15;
    yPos=yStart-giveLeading;
    giveLeading=giveLeading+15;

    push();
    translate(xPos=(xPos+xLeading), yPos); 
    drawRightColor();
    pop();  

    push();
    translate(xPos=(xPos+xLeading), yPos);
    drawFullBlack();
    pop();

    //NEW ROW SHIFT RIGHT
    xPos=xStart;
    yPos=yStart-giveLeading;
    giveLeading=giveLeading+15;

    push();
    translate(xPos=(xPos+xLeading), yPos); 
    drawLeftColor();
    pop();  

    push();
    translate(xPos=(xPos+xLeading), yPos); 
    drawFullBlack();
    pop();   

    //NEW ROW SHIFT LEFT
    xPos=xStart-15;
    yPos=yStart-giveLeading;
    giveLeading=giveLeading+15;

    push();
    translate(xPos=(xPos+xLeading), yPos); 
    drawRightColor();
    pop();      

    push();
    translate(xPos=(xPos+xLeading), yPos); 
    drawFullBlack();
    pop(); 

    //NEW ROW SHIFT RIGHT
    xPos=xStart;
    yPos=yStart-giveLeading;
    giveLeading=giveLeading+15;   


    push();
    translate(xPos=(xPos+xLeading), yPos); 
    drawLeftColor();
    pop();     

    push();
    translate(xPos=(xPos+xLeading), yPos); 
    drawFullBlack();
    pop();  

    //NEW ROW SHIFT LEFT
    xPos=xStart-15;
    yPos=yStart-giveLeading;
    giveLeading=giveLeading+15;    

    push();
    translate(xPos=(xPos+xLeading), yPos); 
    drawRightColor();
    pop();  

    push();
    translate(xPos=(xPos+xLeading), yPos); 
    drawFullBlack();
    pop();  

    //NEW ROW SHIFT RIGHT
    xPos=xStart;
    yPos=yStart-giveLeading;
    giveLeading=giveLeading+15;

    push();
    translate(xPos=(xPos+xLeading), yPos); 
    drawLeftColor();
    pop();  

    push();
    translate(xPos=(xPos+xLeading), yPos); 
    drawFullBlack();
    pop();     

    //NEW ROW SHIFT LEFT
    xPos=xStart-15;
    yPos=yStart-giveLeading;
    giveLeading=giveLeading+15;    

    push();
    translate(xPos=(xPos+xLeading), yPos); 
    drawFullColor();
    pop();  

    push();
    translate(xPos=(xPos+xLeading), yPos); 
    drawFullBlack();
    pop();      



    //RESET FOR NEXT LETTER    
    xPos=xStart;
    yPos=yStart;    
    giveLeading=15;
    }



function drawM() {
        
    //first row SHIFT RIGHT  
    xPos=xStart;
    yPos=yStart;

    push();
    translate(xPos=(xPos+xLeading), yPos); 
    drawFullColor();
    pop();
    push();
    translate(xPos=(xPos+xLeading), yPos);
    drawFullColor();
    pop();
    push();
    translate(xPos=(xPos+xLeading), yPos);
    drawFullColor();
    pop();


    //NEW ROW SHIFT LEFT
    xPos=xStart-15;
    yPos=yStart-giveLeading;
    giveLeading=giveLeading+15;

    push();
    translate(xPos=(xPos+xLeading), yPos); 
    drawRightColor();
    pop();    

    push();
    translate(xPos=(xPos+xLeading), yPos); 
    drawRightColor();
    pop();  

    push();
    translate(xPos=(xPos+xLeading), yPos); 
    drawRightColor();
    pop(); 

    //NEW ROW SHIFT RIGHT
    xPos=xStart;
    yPos=yStart-giveLeading;
    giveLeading=giveLeading+15;

    push();
    translate(xPos=(xPos+xLeading), yPos); 
    drawLeftColor();
    pop();

    push();
    translate(xPos=(xPos+xLeading), yPos); 
    drawLeftColor();
    pop();

    push();
    translate(xPos=(xPos+xLeading), yPos); 
    drawLeftColor();
    pop();

    //NEW ROW SHIFT LEFT
    xPos=xStart-15;
    yPos=yStart-giveLeading;
    giveLeading=giveLeading+15;

    push();
    translate(xPos=(xPos+xLeading), yPos); 
    drawRightColor();
    pop();  

    push();
    translate(xPos=(xPos+xLeading), yPos);
    drawRightColor();
    pop();

    push();
    translate(xPos=(xPos+xLeading), yPos);
    drawRightColor();
    pop();

    //NEW ROW SHIFT RIGHT
    xPos=xStart;
    yPos=yStart-giveLeading;
    giveLeading=giveLeading+15;

    push();
    translate(xPos=(xPos+xLeading), yPos); 
    drawLeftColor();
    pop();  

    push();
    translate(xPos=(xPos+xLeading), yPos); 
    drawLeftColor();
    pop();   

    push();
    translate(xPos=(xPos+xLeading), yPos); 
    drawLeftColor();
    pop();  

    //NEW ROW SHIFT LEFT
    xPos=xStart-15;
    yPos=yStart-giveLeading;
    giveLeading=giveLeading+15;

    push();
    translate(xPos=(xPos+xLeading), yPos); 
    drawFullColor();
    pop();      

    push();
    translate(xPos=(xPos+xLeading), yPos); 
    drawSliverBL_BLACK();
    pop(); 

    push();
    translate(xPos=(xPos+xLeading), yPos); 
    drawSliverBL_BLACK();
    pop(); 

    //NEW ROW SHIFT RIGHT
    xPos=xStart;
    yPos=yStart-giveLeading;
    giveLeading=giveLeading+15;   


    push();
    translate(xPos=(xPos+xLeading), yPos); 
    drawFullBlack();
    pop();     

    push();
    translate(xPos=(xPos+xLeading), yPos); 
    drawFullBlack();
    pop();  

    push();
    translate(xPos=(xPos+xLeading), yPos); 
    drawFullBlack();
    pop(); 

    //NEW ROW SHIFT LEFT
    xPos=xStart-15;
    yPos=yStart-giveLeading;
    giveLeading=giveLeading+15;    

    push();
    translate(xPos=(xPos+xLeading), yPos); 
    drawFullBlack();
    pop();

    push();
    translate(xPos=(xPos+xLeading), yPos); 
    drawFullBlack();
    pop();  

    push();
    translate(xPos=(xPos+xLeading), yPos); 
    drawFullBlack();
    pop();  

    //NEW ROW SHIFT RIGHT
    xPos=xStart;
    yPos=yStart-giveLeading;
    giveLeading=giveLeading+15;

    push();
    translate(xPos=(xPos+xLeading), yPos); 
    drawFullBlack();
    pop();  


    push();
    translate(xPos=(xPos+xLeading), yPos); 
    drawFullBlack();
    pop();  

    push();
    translate(xPos=(xPos+xLeading), yPos); 
    drawFullBlack();
    pop();     

    //NEW ROW SHIFT LEFT
    xPos=xStart-15;
    yPos=yStart-giveLeading;
    giveLeading=giveLeading+15;    

    push();
    translate(xPos=(xPos+xLeading), yPos); 
    drawFullBlack();
    pop();  

    push();
    translate(xPos=(xPos+xLeading), yPos); 
    drawFullBlack();
    pop();      

    push();
    translate(xPos=(xPos+xLeading), yPos); 
    drawFullBlack();
    pop();  

    //RESET FOR NEXT LETTER    
    xPos=xStart;
    yPos=yStart;    
    giveLeading=15;
    }


    ///////////////////////






    //////////////////////////////////////


function drawN() {
        
    //first row SHIFT RIGHT  
    xPos=xStart;
    yPos=yStart;

    push();
    translate(xPos=(xPos+xLeading), yPos); 
    drawFullColor();
    pop();
    push();
    translate(xPos=(xPos+xLeading), yPos);
    drawFullColor();
    pop();


    //NEW ROW SHIFT LEFT
    xPos=xStart-15;
    yPos=yStart-giveLeading;
    giveLeading=giveLeading+15;

    push();
    translate(xPos=(xPos+xLeading), yPos); 
    drawRightColor();
    pop();    

    push();
    translate(xPos=(xPos+xLeading), yPos); 
    drawRightColor();
    pop();    

    //NEW ROW SHIFT RIGHT
    xPos=xStart;
    yPos=yStart-giveLeading;
    giveLeading=giveLeading+15;

    push();
    translate(xPos=(xPos+xLeading), yPos); 
    drawLeftColor();
    pop();

    push();
    translate(xPos=(xPos+xLeading), yPos); 
    drawLeftColor();
    pop();

    //NEW ROW SHIFT LEFT
    xPos=xStart-15;
    yPos=yStart-giveLeading;
    giveLeading=giveLeading+15;

    push();
    translate(xPos=(xPos+xLeading), yPos); 
    drawRightColor();
    pop();  

    push();
    translate(xPos=(xPos+xLeading), yPos);
    drawRightColor();
    pop();

    //NEW ROW SHIFT RIGHT
    xPos=xStart;
    yPos=yStart-giveLeading;
    giveLeading=giveLeading+15;

    push();
    translate(xPos=(xPos+xLeading), yPos); 
    drawLeftColor();
    pop();  

    push();
    translate(xPos=(xPos+xLeading), yPos); 
    drawLeftColor();
    pop();   

    //NEW ROW SHIFT LEFT
    xPos=xStart-15;
    yPos=yStart-giveLeading;
    giveLeading=giveLeading+15;

    push();
    translate(xPos=(xPos+xLeading), yPos); 
    drawFullColor();
    pop();      

    push();
    translate(xPos=(xPos+xLeading), yPos); 
    drawSliverBL_BLACK();
    pop(); 

    //NEW ROW SHIFT RIGHT
    xPos=xStart;
    yPos=yStart-giveLeading;
    giveLeading=giveLeading+15;   


    push();
    translate(xPos=(xPos+xLeading), yPos); 
    drawFullBlack();
    pop();     

    push();
    translate(xPos=(xPos+xLeading), yPos); 
    drawFullBlack();
    pop();  

    //NEW ROW SHIFT LEFT
    xPos=xStart-15;
    yPos=yStart-giveLeading;
    giveLeading=giveLeading+15;    

    push();
    translate(xPos=(xPos+xLeading), yPos); 
    drawFullBlack();
    pop();  

    push();
    translate(xPos=(xPos+xLeading), yPos); 
    drawFullBlack();
    pop();  

    //NEW ROW SHIFT RIGHT
    xPos=xStart;
    yPos=yStart-giveLeading;
    giveLeading=giveLeading+15;

    push();
    translate(xPos=(xPos+xLeading), yPos); 
    drawFullBlack();
    pop();  

    push();
    translate(xPos=(xPos+xLeading), yPos); 
    drawFullBlack();
    pop();     

    //NEW ROW SHIFT LEFT
    xPos=xStart-15;
    yPos=yStart-giveLeading;
    giveLeading=giveLeading+15;    

    push();
    translate(xPos=(xPos+xLeading), yPos); 
    drawFullBlack();
    pop();  

    push();
    translate(xPos=(xPos+xLeading), yPos); 
    drawFullBlack();
    pop();      



    //RESET FOR NEXT LETTER    
    xPos=xStart;
    yPos=yStart;    
    giveLeading=15;
    }


    ///////////////////////








function drawO() {

    //first row SHIFT RIGHT  
    xPos=xStart;
    yPos=yStart;

    push();
    translate(xPos=(xPos+xLeading), yPos); 
    drawFullColor();
    pop();
    push();
    translate(xPos=(xPos+xLeading), yPos);
    drawFullBlack();
    pop();


    //NEW ROW SHIFT LEFT
    xPos=xStart-15;
    yPos=yStart-giveLeading;
    giveLeading=giveLeading+15;

    push();
    translate(xPos=(xPos+xLeading), yPos); 
    drawRightColor();
    pop();    

    push();
    translate(xPos=(xPos+xLeading), yPos); 
    drawSliverTL_BLACK();
    pop();    

    //NEW ROW SHIFT RIGHT
    xPos=xStart;
    yPos=yStart-giveLeading;
    giveLeading=giveLeading+15;

    push();
    translate(xPos=(xPos+xLeading), yPos); 
    drawLeftColor();
    pop();

    push();
    translate(xPos=(xPos+xLeading), yPos); 
    drawLeftColor();
    pop();

    //NEW ROW SHIFT LEFT
    xPos=xStart-15;
    yPos=yStart-giveLeading;
    giveLeading=giveLeading+15;

    push();
    translate(xPos=(xPos+xLeading), yPos); 
    drawRightColor();
    pop();  

    push();
    translate(xPos=(xPos+xLeading), yPos);
    drawRightColor();
    pop();

    //NEW ROW SHIFT RIGHT
    xPos=xStart;
    yPos=yStart-giveLeading;
    giveLeading=giveLeading+15;

    push();
    translate(xPos=(xPos+xLeading), yPos); 
    drawLeftColor();
    pop();  

    push();
    translate(xPos=(xPos+xLeading), yPos); 
    drawLeftColor();
    pop();   

    //NEW ROW SHIFT LEFT
    xPos=xStart-15;
    yPos=yStart-giveLeading;
    giveLeading=giveLeading+15;

    push();
    translate(xPos=(xPos+xLeading), yPos); 
    drawFullBlack();
    pop();      

    push();
    translate(xPos=(xPos+xLeading), yPos); 
    drawSliverBL_BLACK();
    pop(); 

    //NEW ROW SHIFT RIGHT
    xPos=xStart;
    yPos=yStart-giveLeading;
    giveLeading=giveLeading+15;   


    push();
    translate(xPos=(xPos+xLeading), yPos); 
    drawFullBlack();
    pop();     

    push();
    translate(xPos=(xPos+xLeading), yPos); 
    drawFullBlack();
    pop();  

    //NEW ROW SHIFT LEFT
    xPos=xStart-15;
    yPos=yStart-giveLeading;
    giveLeading=giveLeading+15;    

    push();
    translate(xPos=(xPos+xLeading), yPos); 
    drawFullBlack();
    pop();  

    push();
    translate(xPos=(xPos+xLeading), yPos); 
    drawFullBlack();
    pop();  

    //NEW ROW SHIFT RIGHT
    xPos=xStart;
    yPos=yStart-giveLeading;
    giveLeading=giveLeading+15;

    push();
    translate(xPos=(xPos+xLeading), yPos); 
    drawFullBlack();
    pop();  

    push();
    translate(xPos=(xPos+xLeading), yPos); 
    drawFullBlack();
    pop();     

    //NEW ROW SHIFT LEFT
    xPos=xStart-15;
    yPos=yStart-giveLeading;
    giveLeading=giveLeading+15;    

    push();
    translate(xPos=(xPos+xLeading), yPos); 
    drawFullBlack();
    pop();  

    push();
    translate(xPos=(xPos+xLeading), yPos); 
    drawFullBlack();
    pop();      



    //RESET FOR NEXT LETTER    
    xPos=xStart;
    yPos=yStart;    
    giveLeading=15;
    }









    /////////////////////

function drawP() { 
        
    //first row SHIFT RIGHT  
    xPos=xStart;
    yPos=(yStart+60);   

    push();
    translate(xPos=(xPos+xLeading), yPos); 
    drawFullBlack();
    pop();
    push();
    translate(xPos=(xPos+xLeading), yPos);
    drawFullBlack();
    pop();


    //NEW ROW SHIFT LEFT
    xPos=xStart-15;
    yPos=yStart-giveLeading+60; 
    giveLeading=giveLeading+15;

    push();
    translate(xPos=(xPos+xLeading), yPos); 
    drawFullColor();
    pop();    

    push();
    translate(xPos=(xPos+xLeading), yPos); 
    drawFullBlack();
    pop();    

    //NEW ROW SHIFT RIGHT
    xPos=xStart;
    yPos=yStart-giveLeading+60;
    giveLeading=giveLeading+15;

    push();
    translate(xPos=(xPos+xLeading), yPos); 
    drawLeftColor();
    pop();

    push();
    translate(xPos=(xPos+xLeading), yPos); 
    drawFullBlack();
    pop();

    //NEW ROW SHIFT LEFT
    xPos=xStart-15;
    yPos=yStart-giveLeading+60;
    giveLeading=giveLeading+15;

    push();
    translate(xPos=(xPos+xLeading), yPos); 
    drawRightColor();
    pop();  

    push();
    translate(xPos=(xPos+xLeading), yPos);
    drawFullBlack();
    pop();

    //NEW ROW SHIFT RIGHT
    xPos=xStart;
    yPos=yStart-giveLeading+60;
    giveLeading=giveLeading+15;

    push();
    translate(xPos=(xPos+xLeading), yPos); 
    drawFullColor();
    pop();  

    push();
    translate(xPos=(xPos+xLeading), yPos); 
    drawFullBlack();
    pop();   

    //NEW ROW SHIFT LEFT
    xPos=xStart-15;
    yPos=yStart-giveLeading+60;
    giveLeading=giveLeading+15;

    push();
    translate(xPos=(xPos+xLeading), yPos); 
    drawRightColor();
    pop();      

    push();
    translate(xPos=(xPos+xLeading), yPos); 
    drawRightColor();
    pop();  

    //NEW ROW SHIFT RIGHT
    xPos=xStart;
    yPos=yStart-giveLeading+60;
    giveLeading=giveLeading+15;   


    push();
    translate(xPos=(xPos+xLeading), yPos); 
    drawLeftColor();
    pop();     

    push();
    translate(xPos=(xPos+xLeading), yPos); 
    drawLeftColor();
    pop();  

    //NEW ROW SHIFT LEFT
    xPos=xStart-15;
    yPos=yStart-giveLeading+60;
    giveLeading=giveLeading+15;    

    push();
    translate(xPos=(xPos+xLeading), yPos); 
    drawRightColor();
    pop();  

    push();
    translate(xPos=(xPos+xLeading), yPos); 
    drawRightColor();
    pop();  

    //NEW ROW SHIFT RIGHT
    xPos=xStart;
    yPos=yStart-giveLeading+60;
    giveLeading=giveLeading+15;

    push();
    translate(xPos=(xPos+xLeading), yPos); 
    drawLeftColor();
    pop();  

    push();
    translate(xPos=(xPos+xLeading), yPos); 
    drawLeftColor();
    pop();     

    //NEW ROW SHIFT LEFT
    xPos=xStart-15;
    yPos=yStart-giveLeading+60;
    giveLeading=giveLeading+15;    

    push();
    translate(xPos=(xPos+xLeading), yPos); 
    drawFullColor();
    pop();  

    push();
    translate(xPos=(xPos+xLeading), yPos); 
    drawSliverBL_BLACK();
    pop();      


    //NEW ROW SHIFT RIGHT
    xPos=xStart;
    yPos=yStart-giveLeading+60;
    giveLeading=giveLeading+15;

    push();
    translate(xPos=(xPos+xLeading), yPos); 
    drawFullBlack();
    pop();  

    push();
    translate(xPos=(xPos+xLeading), yPos); 
    drawFullBlack();
    pop();     

    //NEW ROW SHIFT LEFT
    xPos=xStart-15;
    yPos=yStart-giveLeading+60;
    giveLeading=giveLeading+15;    

    push();
    translate(xPos=(xPos+xLeading), yPos); 
    drawFullBlack();
    pop();  

    push();
    translate(xPos=(xPos+xLeading), yPos); 
    drawFullBlack();
    pop();    

    //NEW ROW SHIFT RIGHT
    xPos=xStart;
    yPos=yStart-giveLeading+60;
    giveLeading=giveLeading+15;

    push();
    translate(xPos=(xPos+xLeading), yPos); 
    drawFullBlack();
    pop();  

    push();
    translate(xPos=(xPos+xLeading), yPos); 
    drawFullBlack();
    pop();   

    //NEW ROW SHIFT LEFT
    xPos=xStart-15;
    yPos=yStart-giveLeading+60;
    giveLeading=giveLeading+15;    

    push();
    translate(xPos=(xPos+xLeading), yPos); 
    drawFullBlack();
    pop();  

    push();
    translate(xPos=(xPos+xLeading), yPos); 
    drawFullBlack();
    pop();    




    //RESET FOR NEXT LETTER    
    xPos=xStart;
    yPos=yStart;    
    giveLeading=15;
    }
    //////////////////////////////////



function drawQ() { 
        
    //first row SHIFT RIGHT  
    xPos=xStart;
    yPos=(yStart+60);   

    push();
    translate(xPos=(xPos+xLeading), yPos); 
    drawFullBlack();
    pop();
    push();
    translate(xPos=(xPos+xLeading), yPos);
    drawFullColor();
    pop();


    //NEW ROW SHIFT LEFT
    xPos=xStart-15;
    yPos=yStart-giveLeading+60; 
    giveLeading=giveLeading+15;

    push();
    translate(xPos=(xPos+xLeading), yPos); 
    drawFullBlack();
    pop();    

    push();
    translate(xPos=(xPos+xLeading), yPos); 
    drawRightColor();
    pop();    

    //NEW ROW SHIFT RIGHT
    xPos=xStart;
    yPos=yStart-giveLeading+60;
    giveLeading=giveLeading+15;

    push();
    translate(xPos=(xPos+xLeading), yPos); 
    drawFullBlack();
    pop();

    push();
    translate(xPos=(xPos+xLeading), yPos); 
    drawLeftColor();
    pop();

    //NEW ROW SHIFT LEFT
    xPos=xStart-15;
    yPos=yStart-giveLeading+60;
    giveLeading=giveLeading+15;

    push();
    translate(xPos=(xPos+xLeading), yPos); 
    drawFullBlack();
    pop();  

    push();
    translate(xPos=(xPos+xLeading), yPos);
    drawRightColor();
    pop();

    //NEW ROW SHIFT RIGHT
    xPos=xStart;
    yPos=yStart-giveLeading+60;
    giveLeading=giveLeading+15;

    push();
    translate(xPos=(xPos+xLeading), yPos); 
    drawFullColor();
    pop();  

    push();
    translate(xPos=(xPos+xLeading), yPos); 
    drawLeftColor();
    pop();   

    //NEW ROW SHIFT LEFT
    xPos=xStart-15;
    yPos=yStart-giveLeading+60;
    giveLeading=giveLeading+15;

    push();
    translate(xPos=(xPos+xLeading), yPos); 
    drawRightColor();
    pop();      

    push();
    translate(xPos=(xPos+xLeading), yPos); 
    drawRightColor();
    pop();  

    //NEW ROW SHIFT RIGHT
    xPos=xStart;
    yPos=yStart-giveLeading+60;
    giveLeading=giveLeading+15;   


    push();
    translate(xPos=(xPos+xLeading), yPos); 
    drawLeftColor();
    pop();     

    push();
    translate(xPos=(xPos+xLeading), yPos); 
    drawLeftColor();
    pop();  

    //NEW ROW SHIFT LEFT
    xPos=xStart-15;
    yPos=yStart-giveLeading+60;
    giveLeading=giveLeading+15;    

    push();
    translate(xPos=(xPos+xLeading), yPos); 
    drawRightColor();
    pop();  

    push();
    translate(xPos=(xPos+xLeading), yPos); 
    drawRightColor();
    pop();  

    //NEW ROW SHIFT RIGHT
    xPos=xStart;
    yPos=yStart-giveLeading+60;
    giveLeading=giveLeading+15;

    push();
    translate(xPos=(xPos+xLeading), yPos); 
    drawLeftColor();
    pop();  

    push();
    translate(xPos=(xPos+xLeading), yPos); 
    drawLeftColor();
    pop();     

    //NEW ROW SHIFT LEFT
    xPos=xStart-15;
    yPos=yStart-giveLeading+60;
    giveLeading=giveLeading+15;    

    push();
    translate(xPos=(xPos+xLeading), yPos); 
    drawFullBlack();
    pop();  

    push();
    translate(xPos=(xPos+xLeading), yPos); 
    drawSliverBL_BLACK();
    pop();      


    //NEW ROW SHIFT RIGHT
    xPos=xStart;
    yPos=yStart-giveLeading+60;
    giveLeading=giveLeading+15;

    push();
    translate(xPos=(xPos+xLeading), yPos); 
    drawFullBlack();
    pop();  

    push();
    translate(xPos=(xPos+xLeading), yPos); 
    drawBottomColor();
    pop();     

    //NEW ROW SHIFT LEFT
    xPos=xStart-15;
    yPos=yStart-giveLeading+60;
    giveLeading=giveLeading+15;    

    push();
    translate(xPos=(xPos+xLeading), yPos); 
    drawFullBlack();
    pop();  

    push();
    translate(xPos=(xPos+xLeading), yPos); 
    drawFullBlack();
    pop();    

    //NEW ROW SHIFT RIGHT
    xPos=xStart;
    yPos=yStart-giveLeading+60;
    giveLeading=giveLeading+15;

    push();
    translate(xPos=(xPos+xLeading), yPos); 
    drawFullBlack();
    pop();  

    push();
    translate(xPos=(xPos+xLeading), yPos); 
    drawFullBlack();
    pop();   

    //NEW ROW SHIFT LEFT
    xPos=xStart-15;
    yPos=yStart-giveLeading+60;
    giveLeading=giveLeading+15;    

    push();
    translate(xPos=(xPos+xLeading), yPos); 
    drawFullBlack();
    pop();  

    push();
    translate(xPos=(xPos+xLeading), yPos); 
    drawFullBlack();
    pop();    




    //RESET FOR NEXT LETTER    
    xPos=xStart;
    yPos=yStart;    
    giveLeading=15;
    }
    //////////////////////////////////



function drawR() {
        
    //first row SHIFT RIGHT  
    xPos=xStart;
    yPos=yStart;

    push();
    translate(xPos=(xPos+xLeading), yPos); 
    drawFullColor();
    pop();
    push();
    translate(xPos=(xPos+xLeading), yPos);
    drawFullBlack();
    pop();


    //NEW ROW SHIFT LEFT
    xPos=xStart-15;
    yPos=yStart-giveLeading;
    giveLeading=giveLeading+15;

    push();
    translate(xPos=(xPos+xLeading), yPos); 
    drawRightColor();
    pop();    

    push();
    translate(xPos=(xPos+xLeading), yPos); 
    drawFullBlack();
    pop();    

    //NEW ROW SHIFT RIGHT
    xPos=xStart;
    yPos=yStart-giveLeading;
    giveLeading=giveLeading+15;

    push();
    translate(xPos=(xPos+xLeading), yPos); 
    drawLeftColor();
    pop();

    push();
    translate(xPos=(xPos+xLeading), yPos); 
    drawFullBlack(); 
    pop();

    //NEW ROW SHIFT LEFT
    xPos=xStart-15;
    yPos=yStart-giveLeading;
    giveLeading=giveLeading+15;

    push();
    translate(xPos=(xPos+xLeading), yPos); 
    drawRightColor();
    pop();  

    push();
    translate(xPos=(xPos+xLeading), yPos);
    drawFullBlack();
    pop();

    //NEW ROW SHIFT RIGHT
    xPos=xStart;
    yPos=yStart-giveLeading;
    giveLeading=giveLeading+15;

    push();
    translate(xPos=(xPos+xLeading), yPos); 
    drawLeftColor(); 
    pop();  

    push();
    translate(xPos=(xPos+xLeading), yPos); 
    drawTopColor();
    pop();   

    //NEW ROW SHIFT LEFT
    xPos=xStart-15;
    yPos=yStart-giveLeading;
    giveLeading=giveLeading+15;

    push();
    translate(xPos=(xPos+xLeading), yPos); 
    drawRightColor();
    pop();      

    push();
    translate(xPos=(xPos+xLeading), yPos); 
    drawFullColor();
    pop(); 

    //NEW ROW SHIFT RIGHT
    xPos=xStart;
    yPos=yStart-giveLeading;
    giveLeading=giveLeading+15;   


    push();
    translate(xPos=(xPos+xLeading), yPos); 
    drawFullBlack();
    pop();     

    push();
    translate(xPos=(xPos+xLeading), yPos); 
    drawFullBlack();
    pop();  

    //NEW ROW SHIFT LEFT
    xPos=xStart-15;
    yPos=yStart-giveLeading;
    giveLeading=giveLeading+15;    

    push();
    translate(xPos=(xPos+xLeading), yPos); 
    drawFullBlack();
    pop();  

    push();
    translate(xPos=(xPos+xLeading), yPos); 
    drawFullBlack();
    pop();  

    //NEW ROW SHIFT RIGHT
    xPos=xStart;
    yPos=yStart-giveLeading;
    giveLeading=giveLeading+15;

    push();
    translate(xPos=(xPos+xLeading), yPos); 
    drawFullBlack();
    pop();  

    push();
    translate(xPos=(xPos+xLeading), yPos); 
    drawFullBlack();
    pop();     

    //NEW ROW SHIFT LEFT
    xPos=xStart-15;
    yPos=yStart-giveLeading;
    giveLeading=giveLeading+15;    

    push();
    translate(xPos=(xPos+xLeading), yPos); 
    drawFullBlack();
    pop();  

    push();
    translate(xPos=(xPos+xLeading), yPos); 
    drawFullBlack();
    pop();      



    //RESET FOR NEXT LETTER    
    xPos=xStart;
    yPos=yStart;    
    giveLeading=15;
    }




    /////////////////////////




function drawS() {
        
    //first row SHIFT RIGHT  
    xPos=xStart;
    yPos=yStart;

    push();
    translate(xPos=(xPos+xLeading), yPos); 
    drawFullColor();
    pop();
    push();
    translate(xPos=(xPos+xLeading), yPos);
    drawFullBlack();
    pop();


    //NEW ROW SHIFT LEFT
    xPos=xStart-15;
    yPos=yStart-giveLeading;
    giveLeading=giveLeading+15;

    push();
    translate(xPos=(xPos+xLeading), yPos); 
    drawRightColor();
    pop();    

    push();
    translate(xPos=(xPos+xLeading), yPos); 
    drawRightColor();
    pop();    

    //NEW ROW SHIFT RIGHT
    xPos=xStart;
    yPos=yStart-giveLeading;
    giveLeading=giveLeading+15;

    push();
    translate(xPos=(xPos+xLeading), yPos); 
    drawFullBlack();
    pop();

    push();
    translate(xPos=(xPos+xLeading), yPos); 
    drawFullColor();
    pop();

    //NEW ROW SHIFT LEFT
    xPos=xStart-15;
    yPos=yStart-giveLeading;
    giveLeading=giveLeading+15;

    push();
    translate(xPos=(xPos+xLeading), yPos); 
    drawFullBlack();
    pop();  

    push();
    translate(xPos=(xPos+xLeading), yPos);
    drawFullColor();
    pop();

    //NEW ROW SHIFT RIGHT
    xPos=xStart;
    yPos=yStart-giveLeading;
    giveLeading=giveLeading+15;

    push();
    translate(xPos=(xPos+xLeading), yPos); 
    drawFullColor();
    pop();  

    push();
    translate(xPos=(xPos+xLeading), yPos); 
    drawFullBlack();
    pop();   

    //NEW ROW SHIFT LEFT
    xPos=xStart-15;
    yPos=yStart-giveLeading;
    giveLeading=giveLeading+15;

    push();
    translate(xPos=(xPos+xLeading), yPos); 
    drawFullBlack();
    pop();      

    push();
    translate(xPos=(xPos+xLeading), yPos); 
    drawLeftColor();
    pop(); 

    //NEW ROW SHIFT RIGHT
    xPos=xStart;
    yPos=yStart-giveLeading;
    giveLeading=giveLeading+15;   


    push();
    translate(xPos=(xPos+xLeading), yPos); 
    drawFullBlack();
    pop();     

    push();
    translate(xPos=(xPos+xLeading), yPos); 
    drawFullColor();
    pop();  

    //NEW ROW SHIFT LEFT
    xPos=xStart-15;
    yPos=yStart-giveLeading;
    giveLeading=giveLeading+15;    

    push();
    translate(xPos=(xPos+xLeading), yPos); 
    drawFullBlack();
    pop();  

    push();
    translate(xPos=(xPos+xLeading), yPos); 
    drawFullBlack();
    pop();  

    //NEW ROW SHIFT RIGHT
    xPos=xStart;
    yPos=yStart-giveLeading;
    giveLeading=giveLeading+15;

    push();
    translate(xPos=(xPos+xLeading), yPos); 
    drawFullBlack();
    pop();  

    push();
    translate(xPos=(xPos+xLeading), yPos); 
    drawFullBlack();
    pop();     

    //NEW ROW SHIFT LEFT
    xPos=xStart-15;
    yPos=yStart-giveLeading;
    giveLeading=giveLeading+15;    

    push();
    translate(xPos=(xPos+xLeading), yPos); 
    drawFullBlack();
    pop();  

    push();
    translate(xPos=(xPos+xLeading), yPos); 
    drawFullBlack();
    pop();      



    //RESET FOR NEXT LETTER    
    xPos=xStart;
    yPos=yStart;    
    giveLeading=15;
    }





    /////////////////////


function drawT() {
        
    //first row SHIFT RIGHT  
    xPos=xStart;
    yPos=yStart;

    push();
    translate(xPos=(xPos+xLeading), yPos); 
    drawFullColor();
    pop();
    push();
    translate(xPos=(xPos+xLeading), yPos);
    drawFullBlack();
    pop();


    //NEW ROW SHIFT LEFT
    xPos=xStart-15;
    yPos=yStart-giveLeading;
    giveLeading=giveLeading+15;

    push();
    translate(xPos=(xPos+xLeading), yPos); 
    drawRightColor();
    pop();    

    push();
    translate(xPos=(xPos+xLeading), yPos); 
    drawSliverTL_BLACK();
    pop();    

    //NEW ROW SHIFT RIGHT
    xPos=xStart;
    yPos=yStart-giveLeading;
    giveLeading=giveLeading+15;

    push();
    translate(xPos=(xPos+xLeading), yPos); 
    drawLeftColor();
    pop();

    push();
    translate(xPos=(xPos+xLeading), yPos); 
    drawBottomColor();
    pop();

    //NEW ROW SHIFT LEFT
    xPos=xStart-15;
    yPos=yStart-giveLeading;
    giveLeading=giveLeading+15;

    push();
    translate(xPos=(xPos+xLeading), yPos); 
    drawRightColor();
    pop();  

    push();
    translate(xPos=(xPos+xLeading), yPos);
    drawFullBlack();
    pop();

    //NEW ROW SHIFT RIGHT
    xPos=xStart;
    yPos=yStart-giveLeading;
    giveLeading=giveLeading+15;

    push();
    translate(xPos=(xPos+xLeading), yPos); 
    drawSliverBR_BLACK();
    pop();  

    push();
    translate(xPos=(xPos+xLeading), yPos); 
    drawFullBlack();
    pop();   

    //NEW ROW SHIFT LEFT
    xPos=xStart-15;
    yPos=yStart-giveLeading;
    giveLeading=giveLeading+15;

    push();
    translate(xPos=(xPos+xLeading), yPos); 
    drawRightColor();
    pop();      

    push();
    translate(xPos=(xPos+xLeading), yPos); 
    drawBottomColor();
    pop(); 

    //NEW ROW SHIFT RIGHT
    xPos=xStart;
    yPos=yStart-giveLeading;
    giveLeading=giveLeading+15;   


    push();
    translate(xPos=(xPos+xLeading), yPos); 
    drawFullColor();
    pop();     

    push();
    translate(xPos=(xPos+xLeading), yPos); 
    drawFullBlack();
    pop();  

    //NEW ROW SHIFT LEFT
    xPos=xStart-15;
    yPos=yStart-giveLeading;
    giveLeading=giveLeading+15;    

    push();
    translate(xPos=(xPos+xLeading), yPos); 
    drawFullBlack();
    pop();  

    push();
    translate(xPos=(xPos+xLeading), yPos); 
    drawFullBlack();
    pop();  

    //NEW ROW SHIFT RIGHT
    xPos=xStart;
    yPos=yStart-giveLeading;
    giveLeading=giveLeading+15;

    push();
    translate(xPos=(xPos+xLeading), yPos); 
    drawFullBlack();
    pop();  

    push();
    translate(xPos=(xPos+xLeading), yPos); 
    drawFullBlack();
    pop();     

    //NEW ROW SHIFT LEFT
    xPos=xStart-15;
    yPos=yStart-giveLeading;
    giveLeading=giveLeading+15;    

    push();
    translate(xPos=(xPos+xLeading), yPos); 
    drawFullBlack();
    pop();  

    push();
    translate(xPos=(xPos+xLeading), yPos); 
    drawFullBlack();
    pop();      



    //RESET FOR NEXT LETTER    
    xPos=xStart;
    yPos=yStart;    
    giveLeading=15;
    }

    //////////////////////////////////////


function drawU() {
    
    //first row SHIFT RIGHT  
    xPos=xStart;
    yPos=yStart;

    push();
    translate(xPos=(xPos+xLeading), yPos); 
    drawFullColor();
    pop();
    push();
    translate(xPos=(xPos+xLeading), yPos);
    drawFullColor();
    pop();


    //NEW ROW SHIFT LEFT
    xPos=xStart-15;
    yPos=yStart-giveLeading;
    giveLeading=giveLeading+15;

    push();
    translate(xPos=(xPos+xLeading), yPos); 
    drawRightColor();
    pop();    

    push();
    translate(xPos=(xPos+xLeading), yPos); 
    drawSliverTL_BLACK();
    pop();    

    //NEW ROW SHIFT RIGHT
    xPos=xStart;
    yPos=yStart-giveLeading;
    giveLeading=giveLeading+15;

    push();
    translate(xPos=(xPos+xLeading), yPos); 
    drawLeftColor();
    pop();

    push();
    translate(xPos=(xPos+xLeading), yPos); 
    drawLeftColor();
    pop();

    //NEW ROW SHIFT LEFT
    xPos=xStart-15;
    yPos=yStart-giveLeading;
    giveLeading=giveLeading+15;

    push();
    translate(xPos=(xPos+xLeading), yPos); 
    drawRightColor();
    pop();  

    push();
    translate(xPos=(xPos+xLeading), yPos);
    drawRightColor();
    pop();

    //NEW ROW SHIFT RIGHT
    xPos=xStart;
    yPos=yStart-giveLeading;
    giveLeading=giveLeading+15;

    push();
    translate(xPos=(xPos+xLeading), yPos); 
    drawLeftColor();
    pop();  

    push();
    translate(xPos=(xPos+xLeading), yPos); 
    drawLeftColor();
    pop();   

    //NEW ROW SHIFT LEFT
    xPos=xStart-15;
    yPos=yStart-giveLeading;
    giveLeading=giveLeading+15;

    push();
    translate(xPos=(xPos+xLeading), yPos); 
    drawFullColor();
    pop();      

    push();
    translate(xPos=(xPos+xLeading), yPos); 
    drawFullColor();
    pop(); 

    //NEW ROW SHIFT RIGHT
    xPos=xStart;
    yPos=yStart-giveLeading;
    giveLeading=giveLeading+15;   


    push();
    translate(xPos=(xPos+xLeading), yPos); 
    drawFullBlack();
    pop();     

    push();
    translate(xPos=(xPos+xLeading), yPos); 
    drawFullBlack();
    pop();  

    //NEW ROW SHIFT LEFT
    xPos=xStart-15;
    yPos=yStart-giveLeading;
    giveLeading=giveLeading+15;    

    push();
    translate(xPos=(xPos+xLeading), yPos); 
    drawFullBlack();
    pop();  

    push();
    translate(xPos=(xPos+xLeading), yPos); 
    drawFullBlack();
    pop();  

    //NEW ROW SHIFT RIGHT
    xPos=xStart;
    yPos=yStart-giveLeading;
    giveLeading=giveLeading+15;

    push();
    translate(xPos=(xPos+xLeading), yPos); 
    drawFullBlack();
    pop();  

    push();
    translate(xPos=(xPos+xLeading), yPos); 
    drawFullBlack();
    pop();     

    //NEW ROW SHIFT LEFT
    xPos=xStart-15;
    yPos=yStart-giveLeading;
    giveLeading=giveLeading+15;    

    push();
    translate(xPos=(xPos+xLeading), yPos); 
    drawFullBlack();
    pop();  

    push();
    translate(xPos=(xPos+xLeading), yPos); 
    drawFullBlack();
    pop();      



    //RESET FOR NEXT LETTER    
    xPos=xStart;
    yPos=yStart;    
    giveLeading=15;
        
    }



    //////////////////////////////////////



function drawV() {
    
    //first row SHIFT RIGHT  
    xPos=xStart;
    yPos=yStart;

    push();
    translate(xPos=(xPos+xLeading), yPos); 
    drawFullColor();
    pop();
    push();
    translate(xPos=(xPos+xLeading), yPos);
    drawFullBlack();
    pop();


    //NEW ROW SHIFT LEFT
    xPos=xStart-15;
    yPos=yStart-giveLeading;
    giveLeading=giveLeading+15;

    push();
    translate(xPos=(xPos+xLeading), yPos); 
    drawRightColor();
    pop();    

    push();
    translate(xPos=(xPos+xLeading), yPos); 
    drawSliverTL_BLACK();
    pop();    

    //NEW ROW SHIFT RIGHT
    xPos=xStart;
    yPos=yStart-giveLeading;
    giveLeading=giveLeading+15;

    push();
    translate(xPos=(xPos+xLeading), yPos); 
    drawLeftColor();
    pop();

    push();
    translate(xPos=(xPos+xLeading), yPos); 
    drawLeftColor();
    pop();

    //NEW ROW SHIFT LEFT
    xPos=xStart-15;
    yPos=yStart-giveLeading;
    giveLeading=giveLeading+15;

    push();
    translate(xPos=(xPos+xLeading), yPos); 
    drawRightColor();
    pop();  

    push();
    translate(xPos=(xPos+xLeading), yPos);
    drawRightColor();
    pop();

    //NEW ROW SHIFT RIGHT
    xPos=xStart;
    yPos=yStart-giveLeading;
    giveLeading=giveLeading+15;

    push();
    translate(xPos=(xPos+xLeading), yPos); 
    drawLeftColor();
    pop();  

    push();
    translate(xPos=(xPos+xLeading), yPos); 
    drawLeftColor();
    pop();   

    //NEW ROW SHIFT LEFT
    xPos=xStart-15;
    yPos=yStart-giveLeading;
    giveLeading=giveLeading+15;

    push();
    translate(xPos=(xPos+xLeading), yPos); 
    drawFullColor();
    pop();      

    push();
    translate(xPos=(xPos+xLeading), yPos); 
    drawFullColor();
    pop(); 

    //NEW ROW SHIFT RIGHT
    xPos=xStart;
    yPos=yStart-giveLeading;
    giveLeading=giveLeading+15;   


    push();
    translate(xPos=(xPos+xLeading), yPos); 
    drawFullBlack();
    pop();     

    push();
    translate(xPos=(xPos+xLeading), yPos); 
    drawFullBlack();
    pop();  

    //NEW ROW SHIFT LEFT
    xPos=xStart-15;
    yPos=yStart-giveLeading;
    giveLeading=giveLeading+15;    

    push();
    translate(xPos=(xPos+xLeading), yPos); 
    drawFullBlack();
    pop();  

    push();
    translate(xPos=(xPos+xLeading), yPos); 
    drawFullBlack();
    pop();  

    //NEW ROW SHIFT RIGHT
    xPos=xStart;
    yPos=yStart-giveLeading;
    giveLeading=giveLeading+15;

    push();
    translate(xPos=(xPos+xLeading), yPos); 
    drawFullBlack();
    pop();  

    push();
    translate(xPos=(xPos+xLeading), yPos); 
    drawFullBlack();
    pop();     

    //NEW ROW SHIFT LEFT
    xPos=xStart-15;
    yPos=yStart-giveLeading;
    giveLeading=giveLeading+15;    

    push();
    translate(xPos=(xPos+xLeading), yPos); 
    drawFullBlack();
    pop();  

    push();
    translate(xPos=(xPos+xLeading), yPos); 
    drawFullBlack();
    pop();      



    //RESET FOR NEXT LETTER    
    xPos=xStart;
    yPos=yStart;    
    giveLeading=15;
    }

    //////////////////////////////




function drawW() {
    
    //first row SHIFT RIGHT  
    xPos=xStart;
    yPos=yStart;

    push();
    translate(xPos=(xPos+xLeading), yPos); 
    drawFullColor();
    pop();
    push();
    translate(xPos=(xPos+xLeading), yPos);
    drawFullColor();
    pop();
    push();
    translate(xPos=(xPos+xLeading), yPos); 
    drawFullBlack();
    pop();


    //NEW ROW SHIFT LEFT
    xPos=xStart-15;
    yPos=yStart-giveLeading;
    giveLeading=giveLeading+15;

    push();
    translate(xPos=(xPos+xLeading), yPos); 
    drawRightColor();
    pop();    

    push();
    translate(xPos=(xPos+xLeading), yPos); 
    drawSliverTL_BLACK();
    pop();   

    push();
    translate(xPos=(xPos+xLeading), yPos); 
    drawSliverTL_BLACK();
    pop();

    //NEW ROW SHIFT RIGHT
    xPos=xStart;
    yPos=yStart-giveLeading;
    giveLeading=giveLeading+15;

    push();
    translate(xPos=(xPos+xLeading), yPos); 
    drawLeftColor();
    pop();

    push();
    translate(xPos=(xPos+xLeading), yPos); 
    drawLeftColor();
    pop();

    push();
    translate(xPos=(xPos+xLeading), yPos); 
    drawLeftColor();
    pop();

    //NEW ROW SHIFT LEFT
    xPos=xStart-15;
    yPos=yStart-giveLeading;
    giveLeading=giveLeading+15;

    push();
    translate(xPos=(xPos+xLeading), yPos); 
    drawRightColor();
    pop();  

    push();
    translate(xPos=(xPos+xLeading), yPos);
    drawRightColor();
    pop();

    push();
    translate(xPos=(xPos+xLeading), yPos);
    drawRightColor();
    pop();

    //NEW ROW SHIFT RIGHT
    xPos=xStart;
    yPos=yStart-giveLeading;
    giveLeading=giveLeading+15;

    push();
    translate(xPos=(xPos+xLeading), yPos); 
    drawLeftColor();
    pop();  

    push();
    translate(xPos=(xPos+xLeading), yPos); 
    drawLeftColor();
    pop();  

    push();
    translate(xPos=(xPos+xLeading), yPos); 
    drawLeftColor();
    pop(); 

    //NEW ROW SHIFT LEFT
    xPos=xStart-15;
    yPos=yStart-giveLeading;
    giveLeading=giveLeading+15;

    push();
    translate(xPos=(xPos+xLeading), yPos); 
    drawFullColor();
    pop();      

    push();
    translate(xPos=(xPos+xLeading), yPos); 
    drawFullColor();
    pop(); 

    push();
    translate(xPos=(xPos+xLeading), yPos); 
    drawFullColor();
    pop();  

    //NEW ROW SHIFT RIGHT
    xPos=xStart;
    yPos=yStart-giveLeading;
    giveLeading=giveLeading+15;   


    push();
    translate(xPos=(xPos+xLeading), yPos); 
    drawFullBlack();
    pop();  

    push();
    translate(xPos=(xPos+xLeading), yPos); 
    drawFullBlack();
    pop(); 

    push();
    translate(xPos=(xPos+xLeading), yPos); 
    drawFullBlack();
    pop();  

    //NEW ROW SHIFT LEFT
    xPos=xStart-15;
    yPos=yStart-giveLeading;
    giveLeading=giveLeading+15;    

    push();
    translate(xPos=(xPos+xLeading), yPos); 
    drawFullBlack();
    pop(); 

    push();
    translate(xPos=(xPos+xLeading), yPos); 
    drawFullBlack();
    pop(); 

    push();
    translate(xPos=(xPos+xLeading), yPos); 
    drawFullBlack();
    pop();  

    //NEW ROW SHIFT RIGHT
    xPos=xStart;
    yPos=yStart-giveLeading;
    giveLeading=giveLeading+15;

    push();
    translate(xPos=(xPos+xLeading), yPos); 
    drawFullBlack();
    pop();  

    push();
    translate(xPos=(xPos+xLeading), yPos); 
    drawFullBlack();
    pop(); 

    push();
    translate(xPos=(xPos+xLeading), yPos); 
    drawFullBlack();
    pop();     

    //NEW ROW SHIFT LEFT
    xPos=xStart-15;
    yPos=yStart-giveLeading;
    giveLeading=giveLeading+15;    

    push();
    translate(xPos=(xPos+xLeading), yPos); 
    drawFullBlack();
    pop();  


    push();
    translate(xPos=(xPos+xLeading), yPos); 
    drawFullBlack();
    pop(); 

    push();
    translate(xPos=(xPos+xLeading), yPos); 
    drawFullBlack();
    pop();      



    //RESET FOR NEXT LETTER    
    xPos=xStart;
    yPos=yStart;    
    giveLeading=15;
    }

    //////////////////////////////




function drawX() {
        
    //first row SHIFT RIGHT  
    xPos=xStart;
    yPos=yStart;

    push();
    translate(xPos=(xPos+xLeading), yPos); 
    drawLeftColor();
    pop();
    push();
    translate(xPos=(xPos+xLeading), yPos);
    drawLeftColor();
    pop();


    //NEW ROW SHIFT LEFT
    xPos=xStart-15;
    yPos=yStart-giveLeading;
    giveLeading=giveLeading+15;

    push();
    translate(xPos=(xPos+xLeading), yPos); 
    drawRightColor();
    pop();    

    push();
    translate(xPos=(xPos+xLeading), yPos); 
    drawRightColor(); 
    pop();    

    //NEW ROW SHIFT RIGHT
    xPos=xStart;
    yPos=yStart-giveLeading;
    giveLeading=giveLeading+15;

    push();
    translate(xPos=(xPos+xLeading), yPos); 
    drawFullColor();
    pop();

    push();
    translate(xPos=(xPos+xLeading), yPos); 
    drawFullBlack();
    pop();

    //NEW ROW SHIFT LEFT
    xPos=xStart-15;
    yPos=yStart-giveLeading;
    giveLeading=giveLeading+15;

    push();
    translate(xPos=(xPos+xLeading), yPos); 
    drawFullBlack();
    pop();  

    push();
    translate(xPos=(xPos+xLeading), yPos);
    drawFullColor();
    pop();

    //NEW ROW SHIFT RIGHT
    xPos=xStart;
    yPos=yStart-giveLeading;
    giveLeading=giveLeading+15;

    push();
    translate(xPos=(xPos+xLeading), yPos); 
    drawLeftColor();
    pop();  

    push();
    translate(xPos=(xPos+xLeading), yPos); 
    drawLeftColor();
    pop();   

    //NEW ROW SHIFT LEFT
    xPos=xStart-15;
    yPos=yStart-giveLeading;
    giveLeading=giveLeading+15;

    push();
    translate(xPos=(xPos+xLeading), yPos); 
    drawRightColor();
    pop();      

    push();
    translate(xPos=(xPos+xLeading), yPos); 
    drawRightColor();
    pop(); 

    //NEW ROW SHIFT RIGHT
    xPos=xStart;
    yPos=yStart-giveLeading;
    giveLeading=giveLeading+15;   


    push();
    translate(xPos=(xPos+xLeading), yPos); 
    drawFullBlack();
    pop();     

    push();
    translate(xPos=(xPos+xLeading), yPos); 
    drawFullBlack();
    pop();  

    //NEW ROW SHIFT LEFT
    xPos=xStart-15;
    yPos=yStart-giveLeading;
    giveLeading=giveLeading+15;    

    push();
    translate(xPos=(xPos+xLeading), yPos); 
    drawFullBlack();
    pop();  

    push();
    translate(xPos=(xPos+xLeading), yPos); 
    drawFullBlack();
    pop();  

    //NEW ROW SHIFT RIGHT
    xPos=xStart;
    yPos=yStart-giveLeading;
    giveLeading=giveLeading+15;

    push();
    translate(xPos=(xPos+xLeading), yPos); 
    drawFullBlack();
    pop();  

    push();
    translate(xPos=(xPos+xLeading), yPos); 
    drawFullBlack();
    pop();     

    //NEW ROW SHIFT LEFT
    xPos=xStart-15;
    yPos=yStart-giveLeading;
    giveLeading=giveLeading+15;    

    push();
    translate(xPos=(xPos+xLeading), yPos); 
    drawFullBlack();
    pop();  

    push();
    translate(xPos=(xPos+xLeading), yPos); 
    drawFullBlack();
    pop();      



    //RESET FOR NEXT LETTER    
    xPos=xStart;
    yPos=yStart;    
    giveLeading=15;
    }

    //////////////////////////////

function drawY() { 
        
    //first row SHIFT RIGHT  
    xPos=xStart;
    yPos=(yStart+60);   

    push();
    translate(xPos=(xPos+xLeading), yPos); 
    drawFullBlack();
    pop();
    push();
    translate(xPos=(xPos+xLeading), yPos);
    drawFullBlack();
    pop();


    //NEW ROW SHIFT LEFT
    xPos=xStart-15;
    yPos=yStart-giveLeading+60; 
    giveLeading=giveLeading+15;

    push();
    translate(xPos=(xPos+xLeading), yPos); 
    drawFullColor();
    pop();    

    push();
    translate(xPos=(xPos+xLeading), yPos); 
    drawFullBlack();
    pop();    

    //NEW ROW SHIFT RIGHT
    xPos=xStart;
    yPos=yStart-giveLeading+60;
    giveLeading=giveLeading+15;

    push();
    translate(xPos=(xPos+xLeading), yPos); 
    drawBottomColor();
    pop();

    push();
    translate(xPos=(xPos+xLeading), yPos); 
    drawFullBlack();
    pop();

    //NEW ROW SHIFT LEFT
    xPos=xStart-15;
    yPos=yStart-giveLeading+60;
    giveLeading=giveLeading+15;

    push();
    translate(xPos=(xPos+xLeading), yPos); 
    drawFullBlack();
    pop();  

    push();
    translate(xPos=(xPos+xLeading), yPos);
    drawRightColor();
    pop();

    //NEW ROW SHIFT RIGHT
    xPos=xStart;
    yPos=yStart-giveLeading+60;
    giveLeading=giveLeading+15;

    push();
    translate(xPos=(xPos+xLeading), yPos); 
    drawFullColor();
    pop();  

    push();
    translate(xPos=(xPos+xLeading), yPos); 
    drawLeftColor();
    pop();   

    //NEW ROW SHIFT LEFT
    xPos=xStart-15;
    yPos=yStart-giveLeading+60;
    giveLeading=giveLeading+15;

    push();
    translate(xPos=(xPos+xLeading), yPos); 
    drawRightColor();
    pop();      

    push();
    translate(xPos=(xPos+xLeading), yPos); 
    drawRightColor();
    pop();  

    //NEW ROW SHIFT RIGHT
    xPos=xStart;
    yPos=yStart-giveLeading+60;
    giveLeading=giveLeading+15;   


    push();
    translate(xPos=(xPos+xLeading), yPos); 
    drawLeftColor();
    pop();     

    push();
    translate(xPos=(xPos+xLeading), yPos); 
    drawLeftColor();
    pop();  

    //NEW ROW SHIFT LEFT
    xPos=xStart-15;
    yPos=yStart-giveLeading+60;
    giveLeading=giveLeading+15;    

    push();
    translate(xPos=(xPos+xLeading), yPos); 
    drawRightColor();
    pop();  

    push();
    translate(xPos=(xPos+xLeading), yPos); 
    drawRightColor();
    pop();  

    //NEW ROW SHIFT RIGHT
    xPos=xStart;
    yPos=yStart-giveLeading+60;
    giveLeading=giveLeading+15;

    push();
    translate(xPos=(xPos+xLeading), yPos); 
    drawLeftColor();
    pop();  

    push();
    translate(xPos=(xPos+xLeading), yPos); 
    drawLeftColor();
    pop();     

    //NEW ROW SHIFT LEFT
    xPos=xStart-15;
    yPos=yStart-giveLeading+60;
    giveLeading=giveLeading+15;    

    push();
    translate(xPos=(xPos+xLeading), yPos); 
    drawFullBlack();
    pop();  

    push();
    translate(xPos=(xPos+xLeading), yPos); 
    drawFullBlack();
    pop();      


    //NEW ROW SHIFT RIGHT
    xPos=xStart;
    yPos=yStart-giveLeading+60;
    giveLeading=giveLeading+15;

    push();
    translate(xPos=(xPos+xLeading), yPos); 
    drawFullBlack();
    pop();  

    push();
    translate(xPos=(xPos+xLeading), yPos); 
    drawFullBlack();
    pop();     

    //NEW ROW SHIFT LEFT
    xPos=xStart-15;
    yPos=yStart-giveLeading+60;
    giveLeading=giveLeading+15;    

    push();
    translate(xPos=(xPos+xLeading), yPos); 
    drawFullBlack();
    pop();  

    push();
    translate(xPos=(xPos+xLeading), yPos); 
    drawFullBlack();
    pop();    

    //NEW ROW SHIFT RIGHT
    xPos=xStart;
    yPos=yStart-giveLeading+60;
    giveLeading=giveLeading+15;

    push();
    translate(xPos=(xPos+xLeading), yPos); 
    drawFullBlack();
    pop();  

    push();
    translate(xPos=(xPos+xLeading), yPos); 
    drawFullBlack();
    pop();   

    //NEW ROW SHIFT LEFT
    xPos=xStart-15;
    yPos=yStart-giveLeading+60;
    giveLeading=giveLeading+15;    

    push();
    translate(xPos=(xPos+xLeading), yPos); 
    drawFullBlack();
    pop();  

    push();
    translate(xPos=(xPos+xLeading), yPos); 
    drawFullBlack();
    pop();    




    //RESET FOR NEXT LETTER    
    xPos=xStart;
    yPos=yStart;    
    giveLeading=15;
    }
    //////////////////////////////////






function drawZ() {
    
    //first row SHIFT RIGHT  
    xPos=xStart;
    yPos=yStart;

    push();
    translate(xPos=(xPos+xLeading), yPos); 
    drawTopColor();
    pop();
    push();
    translate(xPos=(xPos+xLeading), yPos);
    drawLeftColor();
    pop();


    //NEW ROW SHIFT LEFT
    xPos=xStart-15;
    yPos=yStart-giveLeading;
    giveLeading=giveLeading+15;

    push();
    translate(xPos=(xPos+xLeading), yPos); 
    drawRightColor();
    pop();    

    push();
    translate(xPos=(xPos+xLeading), yPos); 
    drawRightColor(); 
    pop();    

    //NEW ROW SHIFT RIGHT
    xPos=xStart;
    yPos=yStart-giveLeading;
    giveLeading=giveLeading+15;

    push();
    translate(xPos=(xPos+xLeading), yPos); 
    drawFullColor();
    pop();

    push();
    translate(xPos=(xPos+xLeading), yPos); 
    drawFullBlack();
    pop();

    //NEW ROW SHIFT LEFT
    xPos=xStart-15;
    yPos=yStart-giveLeading;
    giveLeading=giveLeading+15;

    push();
    translate(xPos=(xPos+xLeading), yPos); 
    drawFullBlack();
    pop();  

    push();
    translate(xPos=(xPos+xLeading), yPos);
    drawFullColor();
    pop();

    //NEW ROW SHIFT RIGHT
    xPos=xStart;
    yPos=yStart-giveLeading;
    giveLeading=giveLeading+15;

    push();
    translate(xPos=(xPos+xLeading), yPos); 
    drawLeftColor();
    pop();  

    push();
    translate(xPos=(xPos+xLeading), yPos); 
    drawLeftColor();
    pop();   

    //NEW ROW SHIFT LEFT
    xPos=xStart-15;
    yPos=yStart-giveLeading;
    giveLeading=giveLeading+15;

    push();
    translate(xPos=(xPos+xLeading), yPos); 
    drawRightColor();
    pop();      

    push();
    translate(xPos=(xPos+xLeading), yPos); 
    drawBottomColor();
    pop(); 

    //NEW ROW SHIFT RIGHT
    xPos=xStart;
    yPos=yStart-giveLeading;
    giveLeading=giveLeading+15;   


    push();
    translate(xPos=(xPos+xLeading), yPos); 
    drawFullBlack();
    pop();     

    push();
    translate(xPos=(xPos+xLeading), yPos); 
    drawFullBlack();
    pop();  

    //NEW ROW SHIFT LEFT
    xPos=xStart-15;
    yPos=yStart-giveLeading;
    giveLeading=giveLeading+15;    

    push();
    translate(xPos=(xPos+xLeading), yPos); 
    drawFullBlack();
    pop();  

    push();
    translate(xPos=(xPos+xLeading), yPos); 
    drawFullBlack();
    pop();  

    //NEW ROW SHIFT RIGHT
    xPos=xStart;
    yPos=yStart-giveLeading;
    giveLeading=giveLeading+15;

    push();
    translate(xPos=(xPos+xLeading), yPos); 
    drawFullBlack();
    pop();  

    push();
    translate(xPos=(xPos+xLeading), yPos); 
    drawFullBlack();
    pop();     

    //NEW ROW SHIFT LEFT
    xPos=xStart-15;
    yPos=yStart-giveLeading;
    giveLeading=giveLeading+15;    

    push();
    translate(xPos=(xPos+xLeading), yPos); 
    drawFullBlack();
    pop();  

    push();
    translate(xPos=(xPos+xLeading), yPos); 
    drawFullBlack();
    pop();      



    //RESET FOR NEXT LETTER    
    xPos=xStart;
    yPos=yStart;    
    giveLeading=15;
        
    }

    //////////////////////////////






function drawSPACE() {
    
    //first row SHIFT RIGHT  
    xPos=xStart;
    yPos=yStart;

    push();
    translate(xPos=(xPos+xLeading), yPos); 
    drawFullBlack();
    pop();
    push();
    translate(xPos=(xPos+xLeading), yPos);
    drawFullBlack();
    pop();


    //NEW ROW SHIFT LEFT
    xPos=xStart-15;
    yPos=yStart-giveLeading;
    giveLeading=giveLeading+15;

    push();
    translate(xPos=(xPos+xLeading), yPos); 
    drawFullBlack();
    pop();    

    push();
    translate(xPos=(xPos+xLeading), yPos); 
    drawFullBlack();
    pop();    

    //NEW ROW SHIFT RIGHT
    xPos=xStart;
    yPos=yStart-giveLeading;
    giveLeading=giveLeading+15;

    push();
    translate(xPos=(xPos+xLeading), yPos); 
    drawFullBlack();
    pop();

    push();
    translate(xPos=(xPos+xLeading), yPos); 
    drawFullBlack();
    pop();

    //NEW ROW SHIFT LEFT
    xPos=xStart-15;
    yPos=yStart-giveLeading;
    giveLeading=giveLeading+15;

    push();
    translate(xPos=(xPos+xLeading), yPos); 
    drawFullBlack();
    pop();  

    push();
    translate(xPos=(xPos+xLeading), yPos);
    drawFullBlack();
    pop();

    //NEW ROW SHIFT RIGHT
    xPos=xStart;
    yPos=yStart-giveLeading;
    giveLeading=giveLeading+15;

    push();
    translate(xPos=(xPos+xLeading), yPos); 
    drawFullBlack();
    pop();  

    push();
    translate(xPos=(xPos+xLeading), yPos); 
    drawFullBlack();
    pop();   

    //NEW ROW SHIFT LEFT
    xPos=xStart-15;
    yPos=yStart-giveLeading;
    giveLeading=giveLeading+15;

    push();
    translate(xPos=(xPos+xLeading), yPos); 
    drawFullBlack();
    pop();      

    push();
    translate(xPos=(xPos+xLeading), yPos); 
    drawFullBlack();
    pop(); 

    //NEW ROW SHIFT RIGHT
    xPos=xStart;
    yPos=yStart-giveLeading;
    giveLeading=giveLeading+15;   


    push();
    translate(xPos=(xPos+xLeading), yPos); 
    drawFullBlack();
    pop();     

    push();
    translate(xPos=(xPos+xLeading), yPos); 
    drawFullBlack();
    pop();  

    //NEW ROW SHIFT LEFT
    xPos=xStart-15;
    yPos=yStart-giveLeading;
    giveLeading=giveLeading+15;    

    push();
    translate(xPos=(xPos+xLeading), yPos); 
    drawFullBlack();
    pop();  

    push();
    translate(xPos=(xPos+xLeading), yPos); 
    drawFullBlack();
    pop();  

    //NEW ROW SHIFT RIGHT
    xPos=xStart;
    yPos=yStart-giveLeading;
    giveLeading=giveLeading+15;

    push();
    translate(xPos=(xPos+xLeading), yPos); 
    drawFullBlack();
    pop();  

    push();
    translate(xPos=(xPos+xLeading), yPos); 
    drawFullBlack();
    pop();     

    //NEW ROW SHIFT LEFT
    xPos=xStart-15;
    yPos=yStart-giveLeading;
    giveLeading=giveLeading+15;    

    push();
    translate(xPos=(xPos+xLeading), yPos); 
    drawFullBlack();
    pop();  

    push();
    translate(xPos=(xPos+xLeading), yPos); 
    drawFullBlack();
    pop();      



    //RESET FOR NEXT LETTER    
    xPos=xStart;
    yPos=yStart;    
    giveLeading=15;
        
    }


    ////////////////////////////////////



function drawPal() {

    xPos=xStart;
    yPos=yStart;

    push();
    translate(xPos=(xPos+xLeading), yPos);
    drawFullBlack();
    pop();

    push();
    translate(xPos=(xPos+xLeading), yPos);
    drawFullColor();
    pop(); 

    push();
    translate(xPos=(xPos+xLeading), yPos);
    drawRightColor();
    pop();  

    push();
    translate(xPos=(xPos+xLeading), yPos);
    drawLeftColor();
    pop(); 

    push();
    translate(xPos=(xPos+xLeading), yPos);
    drawTopColor();
    pop(); 

    push();
    translate(xPos=(xPos+xLeading), yPos);
    drawBottomColor();
    pop(); 

    push();
    translate(xPos=(xPos+xLeading), yPos);
    drawSliverTR();
    pop(); 

    push();
    translate(xPos=(xPos+xLeading), yPos);
    drawSliverBR();
    pop(); 

    push();
    translate(xPos=(xPos+xLeading), yPos);
    drawSliverBL();
    pop(); 

    push();
    translate(xPos=(xPos+xLeading), yPos);
    drawSliverTL();
    pop(); 


    push();
    translate(xPos=(xPos+xLeading), yPos);
    drawSliverTR_BLACK();
    pop(); 

    push();
    translate(xPos=(xPos+xLeading), yPos);
    drawSliverBR_BLACK();
    pop(); 

    push();
    translate(xPos=(xPos+xLeading), yPos);
    drawSliverBL_BLACK();
    pop(); 

    push();
    translate(xPos=(xPos+xLeading), yPos);
    drawSliverTL_BLACK();
    pop();
    }




















    ////////////////PIXELS (set Parameters here)


function drawFullBlack() {

    push();

    rotate(cubeRotation);

    translate(crazyTranslate, crazyTranslate);
    fill(blackFill); 
    strokeWeight(blackStroke);
    strokeJoin(BEVEL);
    beginShape();
    vertex(0, 0);
    vertex(0, 20);
    vertex(20, 20);
    vertex(20, 0);
    vertex(0, 0);
    endShape();

    pop();
    }



function drawFullColor() {

    push();

    rotate(cubeRotation);    
    translate(crazyTranslate, crazyTranslate);
    fill(endFill);
    strokeWeight(colorStroke);
    strokeJoin(BEVEL);
    beginShape();
    vertex(0, 0);
    vertex(0, 20);
    vertex(20, 20);
    vertex(20, 0);
    vertex(0, 0);
    endShape();

    pop();
    }

function drawRightColor() {

    push();

    rotate(cubeRotation);    
    translate(crazyTranslate, crazyTranslate);
    fill(blackFill); 
    strokeWeight(blackStroke);
    strokeJoin(BEVEL);
    beginShape();
    vertex(0, 0);
    vertex(20, 20);
    vertex(0, 20);
    vertex(0, 0);
    endShape();

    pop();

    push();

    rotate(cubeRotation);    
    translate(crazyTranslate, crazyTranslate);
    fill(colorFill); 
    strokeWeight(colorStroke);
    strokeJoin(BEVEL);
    beginShape();
    vertex(0, 0);
    vertex(20, 0);
    vertex(20, 20);
    vertex(0, 0);
    endShape();

    pop();
    }



function drawLeftColor() {

    push();

    rotate(cubeRotation);    
    translate(crazyTranslate, crazyTranslate);    
    fill(colorFill); 
    strokeWeight(colorStroke);
    strokeJoin(BEVEL);
    beginShape();
    vertex(0, 0);
    vertex(20, 20);
    vertex(0, 20);
    vertex(0, 0);
    endShape();

    pop();

    push();

    rotate(cubeRotation);    
    translate(crazyTranslate, crazyTranslate);    
    fill(blackFill); 
    strokeWeight(blackStroke);
    strokeJoin(BEVEL);
    beginShape();
    vertex(0, 0);
    vertex(20, 0);
    vertex(20, 20);
    vertex(0, 0);
    endShape();

    pop();
    }


function drawTopColor() {

    push();

    rotate(cubeRotation);    
    translate(crazyTranslate, crazyTranslate);
    fill(colorFill); 
    strokeWeight(colorStroke);
    strokeJoin(BEVEL);
    beginShape();
    vertex(0, 0);
    vertex(0, 20);
    vertex(20, 0);
    vertex(0, 0);
    endShape();

    pop();

    push();

    rotate(cubeRotation);    
    translate(crazyTranslate, crazyTranslate);
    fill(blackFill); 
    strokeWeight(blackStroke);
    strokeJoin(BEVEL);
    beginShape();
    vertex(0, 20);
    vertex(20, 20);
    vertex(20, 0);
    vertex(0, 20);
    endShape();

    pop();
    }


function drawBottomColor() {

    push();

    rotate(cubeRotation);    
    translate(crazyTranslate, crazyTranslate);
    fill(blackFill); 
    strokeWeight(blackStroke);
    strokeJoin(BEVEL);
    beginShape();
    vertex(0, 0);
    vertex(0, 20);
    vertex(20, 0);
    vertex(0, 0);
    endShape();

    pop();

    push();

    rotate(cubeRotation);    
    translate(crazyTranslate, crazyTranslate);
    fill(colorFill); 
    strokeWeight(colorStroke);
    strokeJoin(BEVEL);
    beginShape();
    vertex(0, 20);
    vertex(20, 20);
    vertex(20, 0);
    vertex(0, 20);
    endShape();

    pop();
    }


function drawSliverTR() {

    push();

    rotate(cubeRotation);    
    translate(crazyTranslate, crazyTranslate);
    fill(blackFill); 
    strokeWeight(blackStroke);
    beginShape();
    vertex(0, 0);
    vertex(10, 10);
    vertex(20, 0);
    vertex(20, 20);
    vertex(0, 20);
    vertex(0, 0);
    endShape();

    pop();

    push();

    rotate(cubeRotation);    
    translate(crazyTranslate, crazyTranslate);
    fill(colorFill); 
    strokeWeight(colorStroke);
    strokeJoin(BEVEL);
    beginShape();
    vertex(0, 0);
    vertex(10, 10);
    vertex(20, 0);
    vertex(0, 0);
    endShape();

    pop();
    }

function drawSliverBR() {

    push();

    rotate(cubeRotation);    
    translate(crazyTranslate, crazyTranslate);
    fill(blackFill); 
    strokeWeight(blackStroke);
    beginShape();
    vertex(0, 0);
    vertex(20, 0);
    vertex(10, 10);
    vertex(20, 20);
    vertex(0, 20);
    vertex(0, 0);
    endShape();

    pop();

    push();

    rotate(cubeRotation);    
    translate(crazyTranslate, crazyTranslate);
    fill(colorFill); 
    strokeWeight(colorStroke);
    beginShape();
    vertex(20, 0);
    vertex(10, 10);
    vertex(20, 20);
    vertex(20, 0);
    endShape();

    pop();
    }


function drawSliverBL() {

    push();

    rotate(cubeRotation);    
    translate(crazyTranslate, crazyTranslate);
    fill(blackFill); 
    strokeWeight(blackStroke);
    strokeJoin(BEVEL);
    beginShape();
    vertex(0, 0);
    vertex(20, 0);
    vertex(20, 20);
    vertex(10, 10);
    vertex(0, 20);
    vertex(0, 0);
    endShape();

    pop();

    push();

    rotate(cubeRotation);    
    translate(crazyTranslate, crazyTranslate);
    fill(colorFill); 
    strokeWeight(colorStroke);
    strokeJoin(BEVEL);
    beginShape();
    vertex(20, 20);
    vertex(10, 10);
    vertex(0, 20);
    vertex(20, 20);
    endShape();

    pop();
    }


function drawSliverTL() {

    push();

    rotate(cubeRotation);    
    translate(crazyTranslate, crazyTranslate);
    fill(blackFill); 
    strokeWeight(blackStroke);
    strokeJoin(BEVEL);
    beginShape();
    vertex(0, 0);
    vertex(20, 0);
    vertex(20, 20);
    vertex(0, 20);
    vertex(10, 10);
    vertex(0, 0);
    endShape();

    pop();

    push();

    rotate(cubeRotation);    
    translate(crazyTranslate, crazyTranslate);
    fill(colorFill); 
    strokeWeight(colorStroke);
    beginShape();
    vertex(0, 0);
    vertex(10, 10);
    vertex(0, 20);
    vertex(0, 0);
    endShape();

    pop();
    }



function drawSliverTR_BLACK() {

    push();

    rotate(cubeRotation);    
    translate(crazyTranslate, crazyTranslate);
    fill(colorFill); 
    strokeWeight(colorStroke);
    beginShape();
    vertex(0, 0);
    vertex(10, 10);
    vertex(20, 0);
    vertex(20, 20);
    vertex(0, 20);
    vertex(0, 0);
    endShape();

    pop();

    push();

    rotate(cubeRotation);    
    translate(crazyTranslate, crazyTranslate);
    fill(blackFill); 
    strokeWeight(blackStroke);
    strokeJoin(BEVEL);
    beginShape();
    vertex(0, 0);
    vertex(10, 10);
    vertex(20, 0);
    vertex(0, 0);
    endShape();

    pop();
    }

function drawSliverBR_BLACK() {

    push();

    rotate(cubeRotation);    
    translate(crazyTranslate, crazyTranslate);
    fill(colorFill); 
    strokeWeight(colorStroke);
    strokeJoin(BEVEL);
    beginShape();
    vertex(0, 0);
    vertex(20, 0);
    vertex(10, 10);
    vertex(20, 20);
    vertex(0, 20);
    vertex(0, 0);
    endShape();

    pop();

    push();

    rotate(cubeRotation);    
    translate(crazyTranslate, crazyTranslate);
    fill(blackFill); 
    strokeWeight(blackStroke);
    strokeJoin(BEVEL);
    beginShape();
    vertex(20, 0);
    vertex(10, 10);
    vertex(20, 20);
    vertex(20, 0);
    endShape();

    pop();
    }


function drawSliverBL_BLACK() {

    push();

    rotate(cubeRotation);    
    translate(crazyTranslate, crazyTranslate);
    fill(colorFill); 
    strokeWeight(colorStroke);
    strokeJoin(BEVEL);
    beginShape();
    vertex(0, 0);
    vertex(20, 0);
    vertex(20, 20);
    vertex(10, 10);
    vertex(0, 20);
    vertex(0, 0);
    endShape();

    pop();

    push();

    rotate(cubeRotation);    
    translate(crazyTranslate, crazyTranslate);
    fill(blackFill); 
    strokeWeight(blackStroke);
    strokeJoin(BEVEL);
    beginShape();
    vertex(20, 20);
    vertex(10, 10);
    vertex(0, 20);
    vertex(20, 20);
    endShape();

    pop();
    }


function drawSliverTL_BLACK() {

    push();

    rotate(cubeRotation);    
    translate(crazyTranslate, crazyTranslate);
    fill(colorFill); 
    strokeJoin(BEVEL);
    strokeWeight(colorStroke);
    beginShape();
    vertex(0, 0);
    vertex(20, 0);
    vertex(20, 20);
    vertex(0, 20);
    vertex(10, 10);
    vertex(0, 0);
    endShape();

    pop();

    push();

    rotate(cubeRotation);    
    translate(crazyTranslate, crazyTranslate);

    fill(blackFill); 
    strokeJoin(BEVEL);
    strokeWeight(blackStroke);
    beginShape();
    vertex(0, 0);
    vertex(10, 10);
    vertex(0, 20);
    vertex(0, 0);
    endShape();

    pop();
    }
